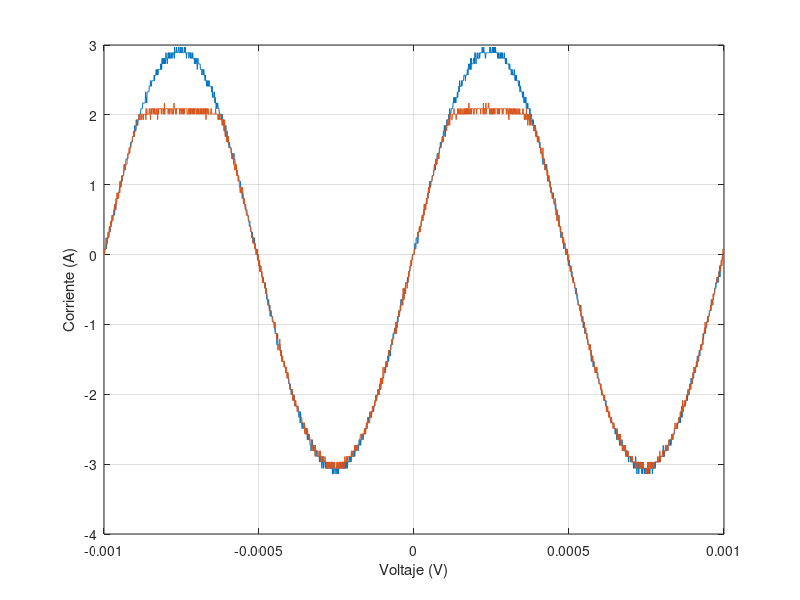

Recreate this plot in MATLAB.
t=[-1.00E-03
-9.99E-04
-9.98E-04
-9.97E-04
-9.96E-04
-9.95E-04
-9.94E-04
-9.93E-04
-9.92E-04
-9.91E-04
-9.90E-04
-9.89E-04
-9.88E-04
-9.87E-04
-9.86E-04
-9.85E-04
-9.84E-04
-9.83E-04
-9.82E-04
-9.81E-04
-9.80E-04
-9.79E-04
-9.78E-04
-9.77E-04
-9.76E-04
-9.75E-04
-9.74E-04
-9.73E-04
-9.72E-04
-9.71E-04
-9.70E-04
-9.69E-04
-9.68E-04
-9.67E-04
-9.66E-04
-9.65E-04
-9.64E-04
-9.63E-04
-9.62E-04
-9.61E-04
-9.60E-04
-9.59E-04
-9.58E-04
-9.57E-04
-9.56E-04
-9.55E-04
-9.54E-04
-9.53E-04
-9.52E-04
-9.51E-04
-9.50E-04
-9.49E-04
-9.48E-04
-9.47E-04
-9.46E-04
-9.45E-04
-9.44E-04
-9.43E-04
-9.42E-04
-9.41E-04
-9.40E-04
-9.39E-04
-9.38E-04
-9.37E-04
-9.36E-04
-9.35E-04
-9.34E-04
-9.33E-04
-9.32E-04
-9.31E-04
-9.30E-04
-9.29E-04
-9.28E-04
-9.27E-04
-9.26E-04
-9.25E-04
-9.24E-04
-9.23E-04
-9.22E-04
-9.21E-04
-9.20E-04
-9.19E-04
-9.18E-04
-9.17E-04
-9.16E-04
-9.15E-04
-9.14E-04
-9.13E-04
-9.12E-04
-9.11E-04
-9.10E-04
-9.09E-04
-9.08E-04
-9.07E-04
-9.06E-04
-9.05E-04
-9.04E-04
-9.03E-04
-9.02E-04
-9.01E-04
-9.00E-04
-8.99E-04
-8.98E-04
-8.97E-04
-8.96E-04
-8.95E-04
-8.94E-04
-8.93E-04
-8.92E-04
-8.91E-04
-8.90E-04
-8.89E-04
-8.88E-04
-8.87E-04
-8.86E-04
-8.85E-04
-8.84E-04
-8.83E-04
-8.82E-04
-8.81E-04
-8.80E-04
-8.79E-04
-8.78E-04
-8.77E-04
-8.76E-04
-8.75E-04
-8.74E-04
-8.73E-04
-8.72E-04
-8.71E-04
-8.70E-04
-8.69E-04
-8.68E-04
-8.67E-04
-8.66E-04
-8.65E-04
-8.64E-04
-8.63E-04
-8.62E-04
-8.61E-04
-8.60E-04
-8.59E-04
-8.58E-04
-8.57E-04
-8.56E-04
-8.55E-04
-8.54E-04
-8.53E-04
-8.52E-04
-8.51E-04
-8.50E-04
-8.49E-04
-8.48E-04
-8.47E-04
-8.46E-04
-8.45E-04
-8.44E-04
-8.43E-04
-8.42E-04
-8.41E-04
-8.40E-04
-8.39E-04
-8.38E-04
-8.37E-04
-8.36E-04
-8.35E-04
-8.34E-04
-8.33E-04
-8.32E-04
-8.31E-04
-8.30E-04
-8.29E-04
-8.28E-04
-8.27E-04
-8.26E-04
-8.25E-04
-8.24E-04
-8.23E-04
-8.22E-04
-8.21E-04
-8.20E-04
-8.19E-04
-8.18E-04
-8.17E-04
-8.16E-04
-8.15E-04
-8.14E-04
-8.13E-04
-8.12E-04
-8.11E-04
-8.10E-04
-8.09E-04
-8.08E-04
-8.07E-04
-8.06E-04
-8.05E-04
-8.04E-04
-8.03E-04
-8.02E-04
-8.01E-04
-8.00E-04
-7.99E-04
-7.98E-04
-7.97E-04
-7.96E-04
-7.95E-04
-7.94E-04
-7.93E-04
-7.92E-04
-7.91E-04
-7.90E-04
-7.89E-04
-7.88E-04
-7.87E-04
-7.86E-04
-7.85E-04
-7.84E-04
-7.83E-04
-7.82E-04
-7.81E-04
-7.80E-04
-7.79E-04
-7.78E-04
-7.77E-04
-7.76E-04
-7.75E-04
-7.74E-04
-7.73E-04
-7.72E-04
-7.71E-04
-7.70E-04
-7.69E-04
-7.68E-04
-7.67E-04
-7.66E-04
-7.65E-04
-7.64E-04
-7.63E-04
-7.62E-04
-7.61E-04
-7.60E-04
-7.59E-04
-7.58E-04
-7.57E-04
-7.56E-04
-7.55E-04
-7.54E-04
-7.53E-04
-7.52E-04
-7.51E-04
-7.50E-04
-7.49E-04
-7.48E-04
-7.47E-04
-7.46E-04
-7.45E-04
-7.44E-04
-7.43E-04
-7.42E-04
-7.41E-04
-7.40E-04
-7.39E-04
-7.38E-04
-7.37E-04
-7.36E-04
-7.35E-04
-7.34E-04
-7.33E-04
-7.32E-04
-7.31E-04
-7.30E-04
-7.29E-04
-7.28E-04
-7.27E-04
-7.26E-04
-7.25E-04
-7.24E-04
-7.23E-04
-7.22E-04
-7.21E-04
-7.20E-04
-7.19E-04
-7.18E-04
-7.17E-04
-7.16E-04
-7.15E-04
-7.14E-04
-7.13E-04
-7.12E-04
-7.11E-04
-7.10E-04
-7.09E-04
-7.08E-04
-7.07E-04
-7.06E-04
-7.05E-04
-7.04E-04
-7.03E-04
-7.02E-04
-7.01E-04
-7.00E-04
-6.99E-04
-6.98E-04
-6.97E-04
-6.96E-04
-6.95E-04
-6.94E-04
-6.93E-04
-6.92E-04
-6.91E-04
-6.90E-04
-6.89E-04
-6.88E-04
-6.87E-04
-6.86E-04
-6.85E-04
-6.84E-04
-6.83E-04
-6.82E-04
-6.81E-04
-6.80E-04
-6.79E-04
-6.78E-04
-6.77E-04
-6.76E-04
-6.75E-04
-6.74E-04
-6.73E-04
-6.72E-04
-6.71E-04
-6.70E-04
-6.69E-04
-6.68E-04
-6.67E-04
-6.66E-04
-6.65E-04
-6.64E-04
-6.63E-04
-6.62E-04
-6.61E-04
-6.60E-04
-6.59E-04
-6.58E-04
-6.57E-04
-6.56E-04
-6.55E-04
-6.54E-04
-6.53E-04
-6.52E-04
-6.51E-04
-6.50E-04
-6.49E-04
-6.48E-04
-6.47E-04
-6.46E-04
-6.45E-04
-6.44E-04
-6.43E-04
-6.42E-04
-6.41E-04
-6.40E-04
-6.39E-04
-6.38E-04
-6.37E-04
-6.36E-04
-6.35E-04
-6.34E-04
-6.33E-04
-6.32E-04
-6.31E-04
-6.30E-04
-6.29E-04
-6.28E-04
-6.27E-04
-6.26E-04
-6.25E-04
-6.24E-04
-6.23E-04
-6.22E-04
-6.21E-04
-6.20E-04
-6.19E-04
-6.18E-04
-6.17E-04
-6.16E-04
-6.15E-04
-6.14E-04
-6.13E-04
-6.12E-04
-6.11E-04
-6.10E-04
-6.09E-04
-6.08E-04
-6.07E-04
-6.06E-04
-6.05E-04
-6.04E-04
-6.03E-04
-6.02E-04
-6.01E-04
-6.00E-04
-5.99E-04
-5.98E-04
-5.97E-04
-5.96E-04
-5.95E-04
-5.94E-04
-5.93E-04
-5.92E-04
-5.91E-04
-5.90E-04
-5.89E-04
-5.88E-04
-5.87E-04
-5.86E-04
-5.85E-04
-5.84E-04
-5.83E-04
-5.82E-04
-5.81E-04
-5.80E-04
-5.79E-04
-5.78E-04
-5.77E-04
-5.76E-04
-5.75E-04
-5.74E-04
-5.73E-04
-5.72E-04
-5.71E-04
-5.70E-04
-5.69E-04
-5.68E-04
-5.67E-04
-5.66E-04
-5.65E-04
-5.64E-04
-5.63E-04
-5.62E-04
-5.61E-04
-5.60E-04
-5.59E-04
-5.58E-04
-5.57E-04
-5.56E-04
-5.55E-04
-5.54E-04
-5.53E-04
-5.52E-04
-5.51E-04
-5.50E-04
-5.49E-04
-5.48E-04
-5.47E-04
-5.46E-04
-5.45E-04
-5.44E-04
-5.43E-04
-5.42E-04
-5.41E-04
-5.40E-04
-5.39E-04
-5.38E-04
-5.37E-04
-5.36E-04
-5.35E-04
-5.34E-04
-5.33E-04
-5.32E-04
-5.31E-04
-5.30E-04
-5.29E-04
-5.28E-04
-5.27E-04
-5.26E-04
-5.25E-04
-5.24E-04
-5.23E-04
-5.22E-04
-5.21E-04
-5.20E-04
-5.19E-04
-5.18E-04
-5.17E-04
-5.16E-04
-5.15E-04
-5.14E-04
-5.13E-04
-5.12E-04
-5.11E-04
-5.10E-04
-5.09E-04
-5.08E-04
-5.07E-04
-5.06E-04
-5.05E-04
-5.04E-04
-5.03E-04
-5.02E-04
-5.01E-04
-5.00E-04
-4.99E-04
-4.98E-04
-4.97E-04
-4.96E-04
-4.95E-04
-4.94E-04
-4.93E-04
-4.92E-04
-4.91E-04
-4.90E-04
-4.89E-04
-4.88E-04
-4.87E-04
-4.86E-04
-4.85E-04
-4.84E-04
-4.83E-04
-4.82E-04
-4.81E-04
-4.80E-04
-4.79E-04
-4.78E-04
-4.77E-04
-4.76E-04
-4.75E-04
-4.74E-04
-4.73E-04
-4.72E-04
-4.71E-04
-4.70E-04
-4.69E-04
-4.68E-04
-4.67E-04
-4.66E-04
-4.65E-04
-4.64E-04
-4.63E-04
-4.62E-04
-4.61E-04
-4.60E-04
-4.59E-04
-4.58E-04
-4.57E-04
-4.56E-04
-4.55E-04
-4.54E-04
-4.53E-04
-4.52E-04
-4.51E-04
-4.50E-04
-4.49E-04
-4.48E-04
-4.47E-04
-4.46E-04
-4.45E-04
-4.44E-04
-4.43E-04
-4.42E-04
-4.41E-04
-4.40E-04
-4.39E-04
-4.38E-04
-4.37E-04
-4.36E-04
-4.35E-04
-4.34E-04
-4.33E-04
-4.32E-04
-4.31E-04
-4.30E-04
-4.29E-04
-4.28E-04
-4.27E-04
-4.26E-04
-4.25E-04
-4.24E-04
-4.23E-04
-4.22E-04
-4.21E-04
-4.20E-04
-4.19E-04
-4.18E-04
-4.17E-04
-4.16E-04
-4.15E-04
-4.14E-04
-4.13E-04
-4.12E-04
-4.11E-04
-4.10E-04
-4.09E-04
-4.08E-04
-4.07E-04
-4.06E-04
-4.05E-04
-4.04E-04
-4.03E-04
-4.02E-04
-4.01E-04
-4.00E-04
-3.99E-04
-3.98E-04
-3.97E-04
-3.96E-04
-3.95E-04
-3.94E-04
-3.93E-04
-3.92E-04
-3.91E-04
-3.90E-04
-3.89E-04
-3.88E-04
-3.87E-04
-3.86E-04
-3.85E-04
-3.84E-04
-3.83E-04
-3.82E-04
-3.81E-04
-3.80E-04
-3.79E-04
-3.78E-04
-3.77E-04
-3.76E-04
-3.75E-04
-3.74E-04
-3.73E-04
-3.72E-04
-3.71E-04
-3.70E-04
-3.69E-04
-3.68E-04
-3.67E-04
-3.66E-04
-3.65E-04
-3.64E-04
-3.63E-04
-3.62E-04
-3.61E-04
-3.60E-04
-3.59E-04
-3.58E-04
-3.57E-04
-3.56E-04
-3.55E-04
-3.54E-04
-3.53E-04
-3.52E-04
-3.51E-04
-3.50E-04
-3.49E-04
-3.48E-04
-3.47E-04
-3.46E-04
-3.45E-04
-3.44E-04
-3.43E-04
-3.42E-04
-3.41E-04
-3.40E-04
-3.39E-04
-3.38E-04
-3.37E-04
-3.36E-04
-3.35E-04
-3.34E-04
-3.33E-04
-3.32E-04
-3.31E-04
-3.30E-04
-3.29E-04
-3.28E-04
-3.27E-04
-3.26E-04
-3.25E-04
-3.24E-04
-3.23E-04
-3.22E-04
-3.21E-04
-3.20E-04
-3.19E-04
-3.18E-04
-3.17E-04
-3.16E-04
-3.15E-04
-3.14E-04
-3.13E-04
-3.12E-04
-3.11E-04
-3.10E-04
-3.09E-04
-3.08E-04
-3.07E-04
-3.06E-04
-3.05E-04
-3.04E-04
-3.03E-04
-3.02E-04
-3.01E-04
-3.00E-04
-2.99E-04
-2.98E-04
-2.97E-04
-2.96E-04
-2.95E-04
-2.94E-04
-2.93E-04
-2.92E-04
-2.91E-04
-2.90E-04
-2.89E-04
-2.88E-04
-2.87E-04
-2.86E-04
-2.85E-04
-2.84E-04
-2.83E-04
-2.82E-04
-2.81E-04
-2.80E-04
-2.79E-04
-2.78E-04
-2.77E-04
-2.76E-04
-2.75E-04
-2.74E-04
-2.73E-04
-2.72E-04
-2.71E-04
-2.70E-04
-2.69E-04
-2.68E-04
-2.67E-04
-2.66E-04
-2.65E-04
-2.64E-04
-2.63E-04
-2.62E-04
-2.61E-04
-2.60E-04
-2.59E-04
-2.58E-04
-2.57E-04
-2.56E-04
-2.55E-04
-2.54E-04
-2.53E-04
-2.52E-04
-2.51E-04
-2.50E-04
-2.49E-04
-2.48E-04
-2.47E-04
-2.46E-04
-2.45E-04
-2.44E-04
-2.43E-04
-2.42E-04
-2.41E-04
-2.40E-04
-2.39E-04
-2.38E-04
-2.37E-04
-2.36E-04
-2.35E-04
-2.34E-04
-2.33E-04
-2.32E-04
-2.31E-04
-2.30E-04
-2.29E-04
-2.28E-04
-2.27E-04
-2.26E-04
-2.25E-04
-2.24E-04
-2.23E-04
-2.22E-04
-2.21E-04
-2.20E-04
-2.19E-04
-2.18E-04
-2.17E-04
-2.16E-04
-2.15E-04
-2.14E-04
-2.13E-04
-2.12E-04
-2.11E-04
-2.10E-04
-2.09E-04
-2.08E-04
-2.07E-04
-2.06E-04
-2.05E-04
-2.04E-04
-2.03E-04
-2.02E-04
-2.01E-04
-2.00E-04
-1.99E-04
-1.98E-04
-1.97E-04
-1.96E-04
-1.95E-04
-1.94E-04
-1.93E-04
-1.92E-04
-1.91E-04
-1.90E-04
-1.89E-04
-1.88E-04
-1.87E-04
-1.86E-04
-1.85E-04
-1.84E-04
-1.83E-04
-1.82E-04
-1.81E-04
-1.80E-04
-1.79E-04
-1.78E-04
-1.77E-04
-1.76E-04
-1.75E-04
-1.74E-04
-1.73E-04
-1.72E-04
-1.71E-04
-1.70E-04
-1.69E-04
-1.68E-04
-1.67E-04
-1.66E-04
-1.65E-04
-1.64E-04
-1.63E-04
-1.62E-04
-1.61E-04
-1.60E-04
-1.59E-04
-1.58E-04
-1.57E-04
-1.56E-04
-1.55E-04
-1.54E-04
-1.53E-04
-1.52E-04
-1.51E-04
-1.50E-04
-1.49E-04
-1.48E-04
-1.47E-04
-1.46E-04
-1.45E-04
-1.44E-04
-1.43E-04
-1.42E-04
-1.41E-04
-1.40E-04
-1.39E-04
-1.38E-04
-1.37E-04
-1.36E-04
-1.35E-04
-1.34E-04
-1.33E-04
-1.32E-04
-1.31E-04
-1.30E-04
-1.29E-04
-1.28E-04
-1.27E-04
-1.26E-04
-1.25E-04
-1.24E-04
-1.23E-04
-1.22E-04
-1.21E-04
-1.20E-04
-1.19E-04
-1.18E-04
-1.17E-04
-1.16E-04
-1.15E-04
-1.14E-04
-1.13E-04
-1.12E-04
-1.11E-04
-1.10E-04
-1.09E-04
-1.08E-04
-1.07E-04
-1.06E-04
-1.05E-04
-1.04E-04
-1.03E-04
-1.02E-04
-1.01E-04
-1.00E-04
-9.90E-05
-9.80E-05
-9.70E-05
-9.60E-05
-9.50E-05
-9.40E-05
-9.30E-05
-9.20E-05
-9.10E-05
-9.00E-05
-8.90E-05
-8.80E-05
-8.70E-05
-8.60E-05
-8.50E-05
-8.40E-05
-8.30E-05
-8.20E-05
-8.10E-05
-8.00E-05
-7.90E-05
-7.80E-05
-7.70E-05
-7.60E-05
-7.50E-05
-7.40E-05
-7.30E-05
-7.20E-05
-7.10E-05
-7.00E-05
-6.90E-05
-6.80E-05
-6.70E-05
-6.60E-05
-6.50E-05
-6.40E-05
-6.30E-05
-6.20E-05
-6.10E-05
-6.00E-05
-5.90E-05
-5.80E-05
-5.70E-05
-5.60E-05
-5.50E-05
-5.40E-05
-5.30E-05
-5.20E-05
-5.10E-05
-5.00E-05
-4.90E-05
-4.80E-05
-4.70E-05
-4.60E-05
-4.50E-05
-4.40E-05
-4.30E-05
-4.20E-05
-4.10E-05
-4.00E-05
-3.90E-05
-3.80E-05
-3.70E-05
-3.60E-05
-3.50E-05
-3.40E-05
-3.30E-05
-3.20E-05
-3.10E-05
-3.00E-05
-2.90E-05
-2.80E-05
-2.70E-05
-2.60E-05
-2.50E-05
-2.40E-05
-2.30E-05
-2.20E-05
-2.10E-05
-2.00E-05
-1.90E-05
-1.80E-05
-1.70E-05
-1.60E-05
-1.50E-05
-1.40E-05
-1.30E-05
-1.20E-05
-1.10E-05
-1.00E-05
-9.00E-06
-8.00E-06
-7.00E-06
-6.00E-06
-5.00E-06
-4.00E-06
-3.00E-06
-2.00E-06
-1.00E-06
0.00E+00
1.00E-06
2.00E-06
3.00E-06
4.00E-06
5.00E-06
6.00E-06
7.00E-06
8.00E-06
9.00E-06
1.00E-05
1.10E-05
1.20E-05
1.30E-05
1.40E-05
1.50E-05
1.60E-05
1.70E-05
1.80E-05
1.90E-05
2.00E-05
2.10E-05
2.20E-05
2.30E-05
2.40E-05
2.50E-05
2.60E-05
2.70E-05
2.80E-05
2.90E-05
3.00E-05
3.10E-05
3.20E-05
3.30E-05
3.40E-05
3.50E-05
3.60E-05
3.70E-05
3.80E-05
3.90E-05
4.00E-05
4.10E-05
4.20E-05
4.30E-05
4.40E-05
4.50E-05
4.60E-05
4.70E-05
4.80E-05
4.90E-05
5.00E-05
5.10E-05
5.20E-05
5.30E-05
5.40E-05
5.50E-05
5.60E-05
5.70E-05
5.80E-05
5.90E-05
6.00E-05
6.10E-05
6.20E-05
6.30E-05
6.40E-05
6.50E-05
6.60E-05
6.70E-05
6.80E-05
6.90E-05
7.00E-05
7.10E-05
7.20E-05
7.30E-05
7.40E-05
7.50E-05
7.60E-05
7.70E-05
7.80E-05
7.90E-05
8.00E-05
8.10E-05
8.20E-05
8.30E-05
8.40E-05
8.50E-05
8.60E-05
8.70E-05
8.80E-05
8.90E-05
9.00E-05
9.10E-05
9.20E-05
9.30E-05
9.40E-05
9.50E-05
9.60E-05
9.70E-05
9.80E-05
9.90E-05
1.00E-04
1.01E-04
1.02E-04
1.03E-04
1.04E-04
1.05E-04
1.06E-04
1.07E-04
1.08E-04
1.09E-04
1.10E-04
1.11E-04
1.12E-04
1.13E-04
1.14E-04
1.15E-04
1.16E-04
1.17E-04
1.18E-04
1.19E-04
1.20E-04
1.21E-04
1.22E-04
1.23E-04
1.24E-04
1.25E-04
1.26E-04
1.27E-04
1.28E-04
1.29E-04
1.30E-04
1.31E-04
1.32E-04
1.33E-04
1.34E-04
1.35E-04
1.36E-04
1.37E-04
1.38E-04
1.39E-04
1.40E-04
1.41E-04
1.42E-04
1.43E-04
1.44E-04
1.45E-04
1.46E-04
1.47E-04
1.48E-04
1.49E-04
1.50E-04
1.51E-04
1.52E-04
1.53E-04
1.54E-04
1.55E-04
1.56E-04
1.57E-04
1.58E-04
1.59E-04
1.60E-04
1.61E-04
1.62E-04
1.63E-04
1.64E-04
1.65E-04
1.66E-04
1.67E-04
1.68E-04
1.69E-04
1.70E-04
1.71E-04
1.72E-04
1.73E-04
1.74E-04
1.75E-04
1.76E-04
1.77E-04
1.78E-04
1.79E-04
1.80E-04
1.81E-04
1.82E-04
1.83E-04
1.84E-04
1.85E-04
1.86E-04
1.87E-04
1.88E-04
1.89E-04
1.90E-04
1.91E-04
1.92E-04
1.93E-04
1.94E-04
1.95E-04
1.96E-04
1.97E-04
1.98E-04
1.99E-04
2.00E-04
2.01E-04
2.02E-04
2.03E-04
2.04E-04
2.05E-04
2.06E-04
2.07E-04
2.08E-04
2.09E-04
2.10E-04
2.11E-04
2.12E-04
2.13E-04
2.14E-04
2.15E-04
2.16E-04
2.17E-04
2.18E-04
2.19E-04
2.20E-04
2.21E-04
2.22E-04
2.23E-04
2.24E-04
2.25E-04
2.26E-04
2.27E-04
2.28E-04
2.29E-04
2.30E-04
2.31E-04
2.32E-04
2.33E-04
2.34E-04
2.35E-04
2.36E-04
2.37E-04
2.38E-04
2.39E-04
2.40E-04
2.41E-04
2.42E-04
2.43E-04
2.44E-04
2.45E-04
2.46E-04
2.47E-04
2.48E-04
2.49E-04
2.50E-04
2.51E-04
2.52E-04
2.53E-04
2.54E-04
2.55E-04
2.56E-04
2.57E-04
2.58E-04
2.59E-04
2.60E-04
2.61E-04
2.62E-04
2.63E-04
2.64E-04
2.65E-04
2.66E-04
2.67E-04
2.68E-04
2.69E-04
2.70E-04
2.71E-04
2.72E-04
2.73E-04
2.74E-04
2.75E-04
2.76E-04
2.77E-04
2.78E-04
2.79E-04
2.80E-04
2.81E-04
2.82E-04
2.83E-04
2.84E-04
2.85E-04
2.86E-04
2.87E-04
2.88E-04
2.89E-04
2.90E-04
2.91E-04
2.92E-04
2.93E-04
2.94E-04
2.95E-04
2.96E-04
2.97E-04
2.98E-04
2.99E-04
3.00E-04
3.01E-04
3.02E-04
3.03E-04
3.04E-04
3.05E-04
3.06E-04
3.07E-04
3.08E-04
3.09E-04
3.10E-04
3.11E-04
3.12E-04
3.13E-04
3.14E-04
3.15E-04
3.16E-04
3.17E-04
3.18E-04
3.19E-04
3.20E-04
3.21E-04
3.22E-04
3.23E-04
3.24E-04
3.25E-04
3.26E-04
3.27E-04
3.28E-04
3.29E-04
3.30E-04
3.31E-04
3.32E-04
3.33E-04
3.34E-04
3.35E-04
3.36E-04
3.37E-04
3.38E-04
3.39E-04
3.40E-04
3.41E-04
3.42E-04
3.43E-04
3.44E-04
3.45E-04
3.46E-04
3.47E-04
3.48E-04
3.49E-04
3.50E-04
3.51E-04
3.52E-04
3.53E-04
3.54E-04
3.55E-04
3.56E-04
3.57E-04
3.58E-04
3.59E-04
3.60E-04
3.61E-04
3.62E-04
3.63E-04
3.64E-04
3.65E-04
3.66E-04
3.67E-04
3.68E-04
3.69E-04
3.70E-04
3.71E-04
3.72E-04
3.73E-04
3.74E-04
3.75E-04
3.76E-04
3.77E-04
3.78E-04
3.79E-04
3.80E-04
3.81E-04
3.82E-04
3.83E-04
3.84E-04
3.85E-04
3.86E-04
3.87E-04
3.88E-04
3.89E-04
3.90E-04
3.91E-04
3.92E-04
3.93E-04
3.94E-04
3.95E-04
3.96E-04
3.97E-04
3.98E-04
3.99E-04
4.00E-04
4.01E-04
4.02E-04
4.03E-04
4.04E-04
4.05E-04
4.06E-04
4.07E-04
4.08E-04
4.09E-04
4.10E-04
4.11E-04
4.12E-04
4.13E-04
4.14E-04
4.15E-04
4.16E-04
4.17E-04
4.18E-04
4.19E-04
4.20E-04
4.21E-04
4.22E-04
4.23E-04
4.24E-04
4.25E-04
4.26E-04
4.27E-04
4.28E-04
4.29E-04
4.30E-04
4.31E-04
4.32E-04
4.33E-04
4.34E-04
4.35E-04
4.36E-04
4.37E-04
4.38E-04
4.39E-04
4.40E-04
4.41E-04
4.42E-04
4.43E-04
4.44E-04
4.45E-04
4.46E-04
4.47E-04
4.48E-04
4.49E-04
4.50E-04
4.51E-04
4.52E-04
4.53E-04
4.54E-04
4.55E-04
4.56E-04
4.57E-04
4.58E-04
4.59E-04
4.60E-04
4.61E-04
4.62E-04
4.63E-04
4.64E-04
4.65E-04
4.66E-04
4.67E-04
4.68E-04
4.69E-04
4.70E-04
4.71E-04
4.72E-04
4.73E-04
4.74E-04
4.75E-04
4.76E-04
4.77E-04
4.78E-04
4.79E-04
4.80E-04
4.81E-04
4.82E-04
4.83E-04
4.84E-04
4.85E-04
4.86E-04
4.87E-04
4.88E-04
4.89E-04
4.90E-04
4.91E-04
4.92E-04
4.93E-04
4.94E-04
4.95E-04
4.96E-04
4.97E-04
4.98E-04
4.99E-04
5.00E-04
5.01E-04
5.02E-04
5.03E-04
5.04E-04
5.05E-04
5.06E-04
5.07E-04
5.08E-04
5.09E-04
5.10E-04
5.11E-04
5.12E-04
5.13E-04
5.14E-04
5.15E-04
5.16E-04
5.17E-04
5.18E-04
5.19E-04
5.20E-04
5.21E-04
5.22E-04
5.23E-04
5.24E-04
5.25E-04
5.26E-04
5.27E-04
5.28E-04
5.29E-04
5.30E-04
5.31E-04
5.32E-04
5.33E-04
5.34E-04
5.35E-04
5.36E-04
5.37E-04
5.38E-04
5.39E-04
5.40E-04
5.41E-04
5.42E-04
5.43E-04
5.44E-04
5.45E-04
5.46E-04
5.47E-04
5.48E-04
5.49E-04
5.50E-04
5.51E-04
5.52E-04
5.53E-04
5.54E-04
5.55E-04
5.56E-04
5.57E-04
5.58E-04
5.59E-04
5.60E-04
5.61E-04
5.62E-04
5.63E-04
5.64E-04
5.65E-04
5.66E-04
5.67E-04
5.68E-04
5.69E-04
5.70E-04
5.71E-04
5.72E-04
5.73E-04
5.74E-04
5.75E-04
5.76E-04
5.77E-04
5.78E-04
5.79E-04
5.80E-04
5.81E-04
5.82E-04
5.83E-04
5.84E-04
5.85E-04
5.86E-04
5.87E-04
5.88E-04
5.89E-04
5.90E-04
5.91E-04
5.92E-04
5.93E-04
5.94E-04
5.95E-04
5.96E-04
5.97E-04
5.98E-04
5.99E-04
6.00E-04
6.01E-04
6.02E-04
6.03E-04
6.04E-04
6.05E-04
6.06E-04
6.07E-04
6.08E-04
6.09E-04
6.10E-04
6.11E-04
6.12E-04
6.13E-04
6.14E-04
6.15E-04
6.16E-04
6.17E-04
6.18E-04
6.19E-04
6.20E-04
6.21E-04
6.22E-04
6.23E-04
6.24E-04
6.25E-04
6.26E-04
6.27E-04
6.28E-04
6.29E-04
6.30E-04
6.31E-04
6.32E-04
6.33E-04
6.34E-04
6.35E-04
6.36E-04
6.37E-04
6.38E-04
6.39E-04
6.40E-04
6.41E-04
6.42E-04
6.43E-04
6.44E-04
6.45E-04
6.46E-04
6.47E-04
6.48E-04
6.49E-04
6.50E-04
6.51E-04
6.52E-04
6.53E-04
6.54E-04
6.55E-04
6.56E-04
6.57E-04
6.58E-04
6.59E-04
6.60E-04
6.61E-04
6.62E-04
6.63E-04
6.64E-04
6.65E-04
6.66E-04
6.67E-04
6.68E-04
6.69E-04
6.70E-04
6.71E-04
6.72E-04
6.73E-04
6.74E-04
6.75E-04
6.76E-04
6.77E-04
6.78E-04
6.79E-04
6.80E-04
6.81E-04
6.82E-04
6.83E-04
6.84E-04
6.85E-04
6.86E-04
6.87E-04
6.88E-04
6.89E-04
6.90E-04
6.91E-04
6.92E-04
6.93E-04
6.94E-04
6.95E-04
6.96E-04
6.97E-04
6.98E-04
6.99E-04
7.00E-04
7.01E-04
7.02E-04
7.03E-04
7.04E-04
7.05E-04
7.06E-04
7.07E-04
7.08E-04
7.09E-04
7.10E-04
7.11E-04
7.12E-04
7.13E-04
7.14E-04
7.15E-04
7.16E-04
7.17E-04
7.18E-04
7.19E-04
7.20E-04
7.21E-04
7.22E-04
7.23E-04
7.24E-04
7.25E-04
7.26E-04
7.27E-04
7.28E-04
7.29E-04
7.30E-04
7.31E-04
7.32E-04
7.33E-04
7.34E-04
7.35E-04
7.36E-04
7.37E-04
7.38E-04
7.39E-04
7.40E-04
7.41E-04
7.42E-04
7.43E-04
7.44E-04
7.45E-04
7.46E-04
7.47E-04
7.48E-04
7.49E-04
7.50E-04
7.51E-04
7.52E-04
7.53E-04
7.54E-04
7.55E-04
7.56E-04
7.57E-04
7.58E-04
7.59E-04
7.60E-04
7.61E-04
7.62E-04
7.63E-04
7.64E-04
7.65E-04
7.66E-04
7.67E-04
7.68E-04
7.69E-04
7.70E-04
7.71E-04
7.72E-04
7.73E-04
7.74E-04
7.75E-04
7.76E-04
7.77E-04
7.78E-04
7.79E-04
7.80E-04
7.81E-04
7.82E-04
7.83E-04
7.84E-04
7.85E-04
7.86E-04
7.87E-04
7.88E-04
7.89E-04
7.90E-04
7.91E-04
7.92E-04
7.93E-04
7.94E-04
7.95E-04
7.96E-04
7.97E-04
7.98E-04
7.99E-04
8.00E-04
8.01E-04
8.02E-04
8.03E-04
8.04E-04
8.05E-04
8.06E-04
8.07E-04
8.08E-04
8.09E-04
8.10E-04
8.11E-04
8.12E-04
8.13E-04
8.14E-04
8.15E-04
8.16E-04
8.17E-04
8.18E-04
8.19E-04
8.20E-04
8.21E-04
8.22E-04
8.23E-04
8.24E-04
8.25E-04
8.26E-04
8.27E-04
8.28E-04
8.29E-04
8.30E-04
8.31E-04
8.32E-04
8.33E-04
8.34E-04
8.35E-04
8.36E-04
8.37E-04
8.38E-04
8.39E-04
8.40E-04
8.41E-04
8.42E-04
8.43E-04
8.44E-04
8.45E-04
8.46E-04
8.47E-04
8.48E-04
8.49E-04
8.50E-04
8.51E-04
8.52E-04
8.53E-04
8.54E-04
8.55E-04
8.56E-04
8.57E-04
8.58E-04
8.59E-04
8.60E-04
8.61E-04
8.62E-04
8.63E-04
8.64E-04
8.65E-04
8.66E-04
8.67E-04
8.68E-04
8.69E-04
8.70E-04
8.71E-04
8.72E-04
8.73E-04
8.74E-04
8.75E-04
8.76E-04
8.77E-04
8.78E-04
8.79E-04
8.80E-04
8.81E-04
8.82E-04
8.83E-04
8.84E-04
8.85E-04
8.86E-04
8.87E-04
8.88E-04
8.89E-04
8.90E-04
8.91E-04
8.92E-04
8.93E-04
8.94E-04
8.95E-04
8.96E-04
8.97E-04
8.98E-04
8.99E-04
9.00E-04
9.01E-04
9.02E-04
9.03E-04
9.04E-04
9.05E-04
9.06E-04
9.07E-04
9.08E-04
9.09E-04
9.10E-04
9.11E-04
9.12E-04
9.13E-04
9.14E-04
9.15E-04
9.16E-04
9.17E-04
9.18E-04
9.19E-04
9.20E-04
9.21E-04
9.22E-04
9.23E-04
9.24E-04
9.25E-04
9.26E-04
9.27E-04
9.28E-04
9.29E-04
9.30E-04
9.31E-04
9.32E-04
9.33E-04
9.34E-04
9.35E-04
9.36E-04
9.37E-04
9.38E-04
9.39E-04
9.40E-04
9.41E-04
9.42E-04
9.43E-04
9.44E-04
9.45E-04
9.46E-04
9.47E-04
9.48E-04
9.49E-04
9.50E-04
9.51E-04
9.52E-04
9.53E-04
9.54E-04
9.55E-04
9.56E-04
9.57E-04
9.58E-04
9.59E-04
9.60E-04
9.61E-04
9.62E-04
9.63E-04
9.64E-04
9.65E-04
9.66E-04
9.67E-04
9.68E-04
9.69E-04
9.70E-04
9.71E-04
9.72E-04
9.73E-04
9.74E-04
9.75E-04
9.76E-04
9.77E-04
9.78E-04
9.79E-04
9.80E-04
9.81E-04
9.82E-04
9.83E-04
9.84E-04
9.85E-04
9.86E-04
9.87E-04
9.88E-04
9.89E-04
9.90E-04
9.91E-04
9.92E-04
9.93E-04
9.94E-04
9.95E-04
9.96E-04
9.97E-04
9.98E-04
9.99E-04];
x=[8.04E-02
8.04E-02
0.00E+00
8.04E-02
8.04E-02
8.04E-02
8.04E-02
2.41E-01
8.04E-02
1.61E-01
1.61E-01
2.41E-01
2.41E-01
2.41E-01
2.41E-01
2.41E-01
3.22E-01
3.22E-01
4.02E-01
4.02E-01
3.22E-01
4.02E-01
4.02E-01
4.82E-01
4.82E-01
4.82E-01
4.82E-01
5.63E-01
5.63E-01
5.63E-01
5.63E-01
5.63E-01
6.43E-01
6.43E-01
5.63E-01
6.43E-01
7.24E-01
6.43E-01
6.43E-01
7.24E-01
8.04E-01
8.04E-01
8.04E-01
8.04E-01
8.04E-01
8.84E-01
8.84E-01
8.84E-01
8.84E-01
8.84E-01
9.65E-01
9.65E-01
1.05E+00
1.05E+00
9.65E-01
9.65E-01
1.05E+00
1.05E+00
1.05E+00
1.05E+00
1.13E+00
1.13E+00
1.13E+00
1.13E+00
1.21E+00
1.29E+00
1.21E+00
1.29E+00
1.21E+00
1.29E+00
1.29E+00
1.37E+00
1.37E+00
1.37E+00
1.37E+00
1.37E+00
1.37E+00
1.45E+00
1.45E+00
1.45E+00
1.45E+00
1.45E+00
1.45E+00
1.53E+00
1.53E+00
1.53E+00
1.61E+00
1.61E+00
1.61E+00
1.61E+00
1.61E+00
1.61E+00
1.69E+00
1.69E+00
1.69E+00
1.69E+00
1.69E+00
1.77E+00
1.69E+00
1.85E+00
1.77E+00
1.77E+00
1.77E+00
1.77E+00
1.93E+00
1.85E+00
1.85E+00
1.93E+00
1.85E+00
1.85E+00
1.93E+00
1.93E+00
1.93E+00
2.01E+00
2.01E+00
2.01E+00
2.01E+00
2.01E+00
2.01E+00
2.09E+00
2.09E+00
2.09E+00
2.09E+00
2.09E+00
2.09E+00
2.17E+00
2.17E+00
2.17E+00
2.17E+00
2.17E+00
2.17E+00
2.17E+00
2.17E+00
2.17E+00
2.33E+00
2.25E+00
2.25E+00
2.25E+00
2.17E+00
2.33E+00
2.33E+00
2.33E+00
2.33E+00
2.33E+00
2.33E+00
2.33E+00
2.41E+00
2.41E+00
2.41E+00
2.41E+00
2.49E+00
2.41E+00
2.41E+00
2.41E+00
2.49E+00
2.49E+00
2.49E+00
2.49E+00
2.49E+00
2.49E+00
2.49E+00
2.49E+00
2.57E+00
2.49E+00
2.57E+00
2.57E+00
2.57E+00
2.57E+00
2.65E+00
2.65E+00
2.57E+00
2.57E+00
2.57E+00
2.65E+00
2.57E+00
2.65E+00
2.65E+00
2.65E+00
2.65E+00
2.65E+00
2.65E+00
2.65E+00
2.65E+00
2.73E+00
2.65E+00
2.73E+00
2.65E+00
2.81E+00
2.81E+00
2.73E+00
2.73E+00
2.81E+00
2.73E+00
2.81E+00
2.81E+00
2.73E+00
2.81E+00
2.73E+00
2.73E+00
2.81E+00
2.89E+00
2.81E+00
2.81E+00
2.81E+00
2.73E+00
2.81E+00
2.81E+00
2.89E+00
2.81E+00
2.89E+00
2.89E+00
2.81E+00
2.89E+00
2.81E+00
2.81E+00
2.81E+00
2.89E+00
2.89E+00
2.81E+00
2.81E+00
2.81E+00
2.89E+00
2.89E+00
2.89E+00
2.89E+00
2.89E+00
2.81E+00
2.81E+00
2.97E+00
2.89E+00
2.89E+00
2.89E+00
2.89E+00
2.89E+00
2.97E+00
2.89E+00
2.89E+00
2.89E+00
2.89E+00
2.89E+00
2.97E+00
2.97E+00
2.89E+00
2.89E+00
2.89E+00
2.89E+00
2.97E+00
2.89E+00
2.97E+00
2.89E+00
2.89E+00
2.89E+00
2.97E+00
2.89E+00
2.89E+00
2.89E+00
2.89E+00
2.89E+00
2.89E+00
2.97E+00
2.97E+00
2.89E+00
2.97E+00
2.89E+00
2.89E+00
2.89E+00
2.81E+00
2.89E+00
2.89E+00
2.89E+00
2.89E+00
2.89E+00
2.89E+00
2.89E+00
2.81E+00
2.89E+00
2.89E+00
2.89E+00
2.89E+00
2.81E+00
2.89E+00
2.89E+00
2.81E+00
2.81E+00
2.81E+00
2.81E+00
2.89E+00
2.81E+00
2.81E+00
2.81E+00
2.81E+00
2.81E+00
2.73E+00
2.81E+00
2.81E+00
2.73E+00
2.81E+00
2.81E+00
2.81E+00
2.73E+00
2.73E+00
2.65E+00
2.73E+00
2.81E+00
2.73E+00
2.73E+00
2.73E+00
2.73E+00
2.73E+00
2.73E+00
2.73E+00
2.65E+00
2.65E+00
2.65E+00
2.65E+00
2.65E+00
2.57E+00
2.65E+00
2.65E+00
2.65E+00
2.57E+00
2.57E+00
2.65E+00
2.57E+00
2.57E+00
2.57E+00
2.49E+00
2.57E+00
2.49E+00
2.49E+00
2.49E+00
2.41E+00
2.49E+00
2.41E+00
2.41E+00
2.49E+00
2.49E+00
2.41E+00
2.41E+00
2.49E+00
2.41E+00
2.41E+00
2.41E+00
2.41E+00
2.41E+00
2.41E+00
2.41E+00
2.33E+00
2.33E+00
2.41E+00
2.25E+00
2.33E+00
2.25E+00
2.25E+00
2.25E+00
2.25E+00
2.33E+00
2.25E+00
2.17E+00
2.25E+00
2.17E+00
2.17E+00
2.09E+00
2.17E+00
2.17E+00
2.09E+00
2.17E+00
2.17E+00
2.09E+00
2.09E+00
2.09E+00
2.09E+00
2.01E+00
2.01E+00
2.01E+00
2.01E+00
2.01E+00
2.01E+00
2.01E+00
1.93E+00
1.93E+00
2.01E+00
1.93E+00
1.93E+00
1.85E+00
1.93E+00
1.85E+00
1.93E+00
1.85E+00
1.77E+00
1.77E+00
1.77E+00
1.69E+00
1.85E+00
1.69E+00
1.69E+00
1.69E+00
1.77E+00
1.69E+00
1.69E+00
1.61E+00
1.69E+00
1.61E+00
1.53E+00
1.53E+00
1.61E+00
1.53E+00
1.53E+00
1.53E+00
1.53E+00
1.53E+00
1.45E+00
1.45E+00
1.37E+00
1.45E+00
1.37E+00
1.37E+00
1.37E+00
1.37E+00
1.45E+00
1.37E+00
1.37E+00
1.37E+00
1.29E+00
1.29E+00
1.29E+00
1.21E+00
1.21E+00
1.21E+00
1.21E+00
1.13E+00
1.13E+00
1.13E+00
1.13E+00
1.13E+00
1.05E+00
1.05E+00
1.05E+00
1.05E+00
1.05E+00
1.05E+00
9.65E-01
9.65E-01
8.84E-01
8.84E-01
8.84E-01
8.04E-01
8.84E-01
8.84E-01
8.04E-01
8.04E-01
8.04E-01
7.24E-01
7.24E-01
7.24E-01
7.24E-01
6.43E-01
6.43E-01
6.43E-01
6.43E-01
6.43E-01
6.43E-01
5.63E-01
5.63E-01
5.63E-01
5.63E-01
4.82E-01
4.82E-01
4.82E-01
4.02E-01
4.82E-01
4.02E-01
4.02E-01
4.02E-01
3.22E-01
3.22E-01
3.22E-01
2.41E-01
3.22E-01
3.22E-01
2.41E-01
2.41E-01
2.41E-01
1.61E-01
1.61E-01
2.41E-01
1.61E-01
1.61E-01
8.04E-02
8.04E-02
8.04E-02
0.00E+00
0.00E+00
0.00E+00
8.04E-02
-8.04E-02
-8.04E-02
0.00E+00
-8.04E-02
-8.04E-02
-1.61E-01
-1.61E-01
-2.41E-01
-2.41E-01
-1.61E-01
-1.61E-01
-2.41E-01
-2.41E-01
-2.41E-01
-3.22E-01
-3.22E-01
-3.22E-01
-4.02E-01
-3.22E-01
-3.22E-01
-4.02E-01
-4.02E-01
-4.02E-01
-4.02E-01
-4.82E-01
-4.02E-01
-4.82E-01
-4.82E-01
-5.63E-01
-5.63E-01
-6.43E-01
-6.43E-01
-6.43E-01
-6.43E-01
-7.24E-01
-7.24E-01
-6.43E-01
-7.24E-01
-7.24E-01
-8.04E-01
-7.24E-01
-8.84E-01
-8.04E-01
-8.04E-01
-8.04E-01
-8.84E-01
-8.84E-01
-8.84E-01
-8.84E-01
-8.84E-01
-9.65E-01
-9.65E-01
-9.65E-01
-9.65E-01
-1.05E+00
-1.05E+00
-1.05E+00
-1.13E+00
-1.13E+00
-1.13E+00
-1.13E+00
-1.13E+00
-1.13E+00
-1.29E+00
-1.21E+00
-1.13E+00
-1.29E+00
-1.29E+00
-1.29E+00
-1.29E+00
-1.29E+00
-1.29E+00
-1.29E+00
-1.29E+00
-1.37E+00
-1.37E+00
-1.45E+00
-1.37E+00
-1.45E+00
-1.45E+00
-1.53E+00
-1.53E+00
-1.53E+00
-1.53E+00
-1.53E+00
-1.53E+00
-1.61E+00
-1.53E+00
-1.61E+00
-1.61E+00
-1.61E+00
-1.69E+00
-1.69E+00
-1.69E+00
-1.69E+00
-1.69E+00
-1.69E+00
-1.69E+00
-1.77E+00
-1.77E+00
-1.77E+00
-1.85E+00
-1.85E+00
-1.85E+00
-1.85E+00
-1.93E+00
-1.85E+00
-1.93E+00
-1.93E+00
-2.01E+00
-1.93E+00
-2.01E+00
-1.93E+00
-2.01E+00
-2.01E+00
-2.09E+00
-2.09E+00
-2.01E+00
-2.01E+00
-2.01E+00
-2.09E+00
-2.17E+00
-2.09E+00
-2.17E+00
-2.17E+00
-2.17E+00
-2.17E+00
-2.17E+00
-2.17E+00
-2.17E+00
-2.17E+00
-2.17E+00
-2.25E+00
-2.25E+00
-2.33E+00
-2.25E+00
-2.25E+00
-2.33E+00
-2.41E+00
-2.25E+00
-2.33E+00
-2.41E+00
-2.41E+00
-2.41E+00
-2.49E+00
-2.41E+00
-2.41E+00
-2.49E+00
-2.49E+00
-2.49E+00
-2.49E+00
-2.41E+00
-2.41E+00
-2.49E+00
-2.49E+00
-2.57E+00
-2.49E+00
-2.57E+00
-2.49E+00
-2.57E+00
-2.57E+00
-2.65E+00
-2.57E+00
-2.65E+00
-2.65E+00
-2.57E+00
-2.65E+00
-2.65E+00
-2.65E+00
-2.65E+00
-2.73E+00
-2.73E+00
-2.73E+00
-2.81E+00
-2.73E+00
-2.73E+00
-2.73E+00
-2.65E+00
-2.73E+00
-2.81E+00
-2.81E+00
-2.73E+00
-2.73E+00
-2.81E+00
-2.81E+00
-2.81E+00
-2.73E+00
-2.81E+00
-2.81E+00
-2.89E+00
-2.81E+00
-2.81E+00
-2.81E+00
-2.89E+00
-2.89E+00
-2.89E+00
-2.89E+00
-2.89E+00
-2.89E+00
-2.89E+00
-2.97E+00
-2.89E+00
-2.89E+00
-2.97E+00
-2.89E+00
-2.89E+00
-2.97E+00
-2.97E+00
-3.06E+00
-2.97E+00
-2.97E+00
-2.89E+00
-2.97E+00
-3.06E+00
-2.97E+00
-2.97E+00
-2.97E+00
-2.97E+00
-2.97E+00
-3.06E+00
-2.97E+00
-2.97E+00
-3.06E+00
-3.06E+00
-2.97E+00
-3.06E+00
-3.06E+00
-3.06E+00
-3.06E+00
-3.06E+00
-2.97E+00
-2.97E+00
-3.06E+00
-3.06E+00
-3.06E+00
-3.06E+00
-3.06E+00
-3.06E+00
-2.97E+00
-3.06E+00
-3.06E+00
-3.06E+00
-3.14E+00
-3.06E+00
-2.97E+00
-3.06E+00
-3.14E+00
-3.14E+00
-3.06E+00
-3.06E+00
-3.06E+00
-3.06E+00
-3.06E+00
-3.14E+00
-3.14E+00
-3.06E+00
-3.06E+00
-3.06E+00
-3.06E+00
-3.14E+00
-3.06E+00
-3.14E+00
-3.06E+00
-3.06E+00
-3.06E+00
-3.06E+00
-2.97E+00
-3.06E+00
-3.06E+00
-2.97E+00
-3.06E+00
-3.06E+00
-3.06E+00
-3.06E+00
-3.06E+00
-2.97E+00
-3.06E+00
-2.97E+00
-3.06E+00
-3.06E+00
-2.97E+00
-3.06E+00
-2.97E+00
-3.06E+00
-3.06E+00
-2.97E+00
-3.06E+00
-2.97E+00
-2.97E+00
-2.97E+00
-3.06E+00
-2.97E+00
-2.97E+00
-2.97E+00
-2.97E+00
-2.97E+00
-2.89E+00
-2.89E+00
-2.97E+00
-2.97E+00
-2.89E+00
-2.89E+00
-2.97E+00
-2.89E+00
-2.89E+00
-2.81E+00
-2.89E+00
-2.89E+00
-2.89E+00
-2.89E+00
-2.89E+00
-2.81E+00
-2.89E+00
-2.81E+00
-2.89E+00
-2.73E+00
-2.81E+00
-2.81E+00
-2.81E+00
-2.81E+00
-2.73E+00
-2.73E+00
-2.73E+00
-2.73E+00
-2.81E+00
-2.81E+00
-2.73E+00
-2.73E+00
-2.65E+00
-2.65E+00
-2.73E+00
-2.65E+00
-2.65E+00
-2.73E+00
-2.65E+00
-2.65E+00
-2.57E+00
-2.65E+00
-2.57E+00
-2.57E+00
-2.57E+00
-2.65E+00
-2.57E+00
-2.57E+00
-2.57E+00
-2.57E+00
-2.57E+00
-2.49E+00
-2.49E+00
-2.49E+00
-2.49E+00
-2.49E+00
-2.49E+00
-2.49E+00
-2.41E+00
-2.41E+00
-2.41E+00
-2.33E+00
-2.33E+00
-2.41E+00
-2.33E+00
-2.33E+00
-2.33E+00
-2.25E+00
-2.33E+00
-2.33E+00
-2.25E+00
-2.33E+00
-2.25E+00
-2.25E+00
-2.25E+00
-2.25E+00
-2.25E+00
-2.17E+00
-2.25E+00
-2.25E+00
-2.17E+00
-2.17E+00
-2.17E+00
-2.17E+00
-2.09E+00
-2.09E+00
-2.01E+00
-2.09E+00
-2.09E+00
-2.01E+00
-2.01E+00
-2.01E+00
-2.01E+00
-1.93E+00
-2.01E+00
-1.93E+00
-2.01E+00
-1.93E+00
-1.93E+00
-1.85E+00
-1.93E+00
-1.93E+00
-1.85E+00
-1.85E+00
-1.85E+00
-1.77E+00
-1.77E+00
-1.85E+00
-1.77E+00
-1.77E+00
-1.77E+00
-1.77E+00
-1.69E+00
-1.69E+00
-1.69E+00
-1.69E+00
-1.61E+00
-1.69E+00
-1.61E+00
-1.61E+00
-1.53E+00
-1.61E+00
-1.53E+00
-1.61E+00
-1.53E+00
-1.53E+00
-1.45E+00
-1.53E+00
-1.45E+00
-1.45E+00
-1.37E+00
-1.45E+00
-1.45E+00
-1.45E+00
-1.29E+00
-1.29E+00
-1.29E+00
-1.29E+00
-1.21E+00
-1.29E+00
-1.21E+00
-1.21E+00
-1.13E+00
-1.21E+00
-1.13E+00
-1.13E+00
-1.05E+00
-1.13E+00
-1.13E+00
-1.05E+00
-1.05E+00
-1.05E+00
-1.13E+00
-1.05E+00
-9.65E-01
-9.65E-01
-8.84E-01
-9.65E-01
-8.84E-01
-8.84E-01
-8.04E-01
-8.84E-01
-8.84E-01
-8.04E-01
-8.04E-01
-7.24E-01
-8.04E-01
-6.43E-01
-7.24E-01
-6.43E-01
-6.43E-01
-7.24E-01
-6.43E-01
-6.43E-01
-5.63E-01
-6.43E-01
-6.43E-01
-4.82E-01
-5.63E-01
-5.63E-01
-4.82E-01
-4.82E-01
-4.02E-01
-4.02E-01
-4.02E-01
-4.02E-01
-4.02E-01
-4.02E-01
-3.22E-01
-4.02E-01
-3.22E-01
-3.22E-01
-2.41E-01
-2.41E-01
-2.41E-01
-2.41E-01
-1.61E-01
-1.61E-01
-1.61E-01
-1.61E-01
-1.61E-01
-8.04E-02
-8.04E-02
-8.04E-02
0.00E+00
0.00E+00
0.00E+00
0.00E+00
0.00E+00
0.00E+00
8.04E-02
8.04E-02
1.61E-01
8.04E-02
8.04E-02
8.04E-02
2.41E-01
2.41E-01
2.41E-01
2.41E-01
1.61E-01
1.61E-01
1.61E-01
3.22E-01
3.22E-01
3.22E-01
3.22E-01
4.02E-01
4.02E-01
3.22E-01
4.02E-01
4.02E-01
4.02E-01
4.82E-01
4.82E-01
5.63E-01
5.63E-01
5.63E-01
5.63E-01
5.63E-01
5.63E-01
5.63E-01
7.24E-01
6.43E-01
6.43E-01
7.24E-01
7.24E-01
7.24E-01
7.24E-01
7.24E-01
8.04E-01
8.04E-01
8.04E-01
8.04E-01
8.04E-01
8.84E-01
8.84E-01
8.84E-01
9.65E-01
9.65E-01
1.05E+00
9.65E-01
9.65E-01
1.05E+00
1.05E+00
1.05E+00
1.05E+00
1.05E+00
1.13E+00
1.13E+00
1.13E+00
1.13E+00
1.13E+00
1.21E+00
1.21E+00
1.29E+00
1.29E+00
1.29E+00
1.21E+00
1.29E+00
1.29E+00
1.29E+00
1.29E+00
1.37E+00
1.45E+00
1.45E+00
1.37E+00
1.45E+00
1.45E+00
1.37E+00
1.45E+00
1.53E+00
1.53E+00
1.53E+00
1.61E+00
1.53E+00
1.53E+00
1.61E+00
1.61E+00
1.61E+00
1.61E+00
1.69E+00
1.61E+00
1.69E+00
1.77E+00
1.69E+00
1.77E+00
1.85E+00
1.77E+00
1.69E+00
1.69E+00
1.85E+00
1.85E+00
1.85E+00
1.85E+00
1.93E+00
1.93E+00
1.85E+00
1.93E+00
1.93E+00
1.93E+00
2.01E+00
1.93E+00
1.93E+00
2.09E+00
2.01E+00
2.01E+00
2.01E+00
2.01E+00
2.09E+00
2.09E+00
2.09E+00
2.09E+00
2.09E+00
2.09E+00
2.17E+00
2.17E+00
2.25E+00
2.17E+00
2.17E+00
2.25E+00
2.25E+00
2.17E+00
2.25E+00
2.17E+00
2.25E+00
2.25E+00
2.25E+00
2.25E+00
2.33E+00
2.25E+00
2.33E+00
2.33E+00
2.33E+00
2.41E+00
2.33E+00
2.49E+00
2.41E+00
2.41E+00
2.41E+00
2.41E+00
2.41E+00
2.49E+00
2.41E+00
2.41E+00
2.49E+00
2.49E+00
2.49E+00
2.49E+00
2.49E+00
2.57E+00
2.57E+00
2.57E+00
2.57E+00
2.57E+00
2.49E+00
2.57E+00
2.57E+00
2.57E+00
2.57E+00
2.57E+00
2.65E+00
2.65E+00
2.57E+00
2.65E+00
2.73E+00
2.65E+00
2.65E+00
2.73E+00
2.73E+00
2.65E+00
2.65E+00
2.81E+00
2.65E+00
2.81E+00
2.73E+00
2.73E+00
2.73E+00
2.73E+00
2.73E+00
2.73E+00
2.81E+00
2.81E+00
2.81E+00
2.73E+00
2.89E+00
2.89E+00
2.89E+00
2.81E+00
2.73E+00
2.81E+00
2.81E+00
2.81E+00
2.89E+00
2.81E+00
2.81E+00
2.81E+00
2.81E+00
2.81E+00
2.89E+00
2.81E+00
2.81E+00
2.89E+00
2.89E+00
2.89E+00
2.89E+00
2.89E+00
2.89E+00
2.89E+00
2.97E+00
2.89E+00
2.89E+00
2.89E+00
2.89E+00
2.97E+00
2.89E+00
2.89E+00
2.89E+00
2.89E+00
2.81E+00
2.81E+00
2.89E+00
2.89E+00
2.89E+00
2.89E+00
2.89E+00
2.89E+00
2.89E+00
2.89E+00
2.89E+00
2.89E+00
2.89E+00
2.89E+00
2.89E+00
2.97E+00
2.89E+00
2.97E+00
2.89E+00
2.89E+00
2.89E+00
2.89E+00
2.89E+00
2.97E+00
2.89E+00
2.89E+00
2.97E+00
2.89E+00
2.97E+00
2.89E+00
2.89E+00
2.97E+00
2.89E+00
2.97E+00
2.89E+00
2.89E+00
2.89E+00
2.89E+00
2.89E+00
2.89E+00
2.81E+00
2.89E+00
2.81E+00
2.81E+00
2.89E+00
2.81E+00
2.81E+00
2.81E+00
2.81E+00
2.89E+00
2.81E+00
2.89E+00
2.89E+00
2.81E+00
2.81E+00
2.89E+00
2.81E+00
2.81E+00
2.81E+00
2.81E+00
2.81E+00
2.89E+00
2.81E+00
2.81E+00
2.81E+00
2.73E+00
2.81E+00
2.73E+00
2.81E+00
2.73E+00
2.73E+00
2.73E+00
2.73E+00
2.73E+00
2.73E+00
2.73E+00
2.73E+00
2.65E+00
2.73E+00
2.73E+00
2.65E+00
2.65E+00
2.65E+00
2.65E+00
2.57E+00
2.65E+00
2.65E+00
2.65E+00
2.57E+00
2.57E+00
2.57E+00
2.57E+00
2.57E+00
2.65E+00
2.65E+00
2.57E+00
2.49E+00
2.57E+00
2.49E+00
2.49E+00
2.57E+00
2.49E+00
2.49E+00
2.49E+00
2.49E+00
2.49E+00
2.49E+00
2.41E+00
2.41E+00
2.41E+00
2.49E+00
2.41E+00
2.33E+00
2.41E+00
2.41E+00
2.33E+00
2.33E+00
2.33E+00
2.33E+00
2.33E+00
2.25E+00
2.33E+00
2.25E+00
2.33E+00
2.25E+00
2.17E+00
2.25E+00
2.17E+00
2.25E+00
2.25E+00
2.17E+00
2.25E+00
2.09E+00
2.09E+00
2.09E+00
2.17E+00
2.09E+00
2.17E+00
2.09E+00
2.09E+00
2.09E+00
2.09E+00
2.09E+00
2.01E+00
2.09E+00
1.93E+00
2.01E+00
2.01E+00
2.01E+00
2.01E+00
1.93E+00
1.93E+00
1.93E+00
1.85E+00
1.93E+00
1.93E+00
1.85E+00
1.77E+00
1.85E+00
1.77E+00
1.85E+00
1.85E+00
1.85E+00
1.77E+00
1.77E+00
1.69E+00
1.77E+00
1.69E+00
1.69E+00
1.69E+00
1.61E+00
1.69E+00
1.61E+00
1.61E+00
1.61E+00
1.53E+00
1.61E+00
1.53E+00
1.53E+00
1.45E+00
1.45E+00
1.45E+00
1.45E+00
1.45E+00
1.37E+00
1.37E+00
1.29E+00
1.37E+00
1.37E+00
1.37E+00
1.37E+00
1.29E+00
1.29E+00
1.29E+00
1.21E+00
1.29E+00
1.29E+00
1.21E+00
1.29E+00
1.21E+00
1.21E+00
1.05E+00
1.13E+00
1.13E+00
1.05E+00
1.13E+00
1.05E+00
1.05E+00
1.05E+00
1.05E+00
9.65E-01
8.84E-01
9.65E-01
8.84E-01
8.84E-01
8.84E-01
8.04E-01
8.84E-01
8.04E-01
8.84E-01
8.04E-01
8.04E-01
7.24E-01
7.24E-01
7.24E-01
7.24E-01
6.43E-01
7.24E-01
6.43E-01
6.43E-01
6.43E-01
6.43E-01
6.43E-01
5.63E-01
5.63E-01
4.82E-01
4.82E-01
5.63E-01
5.63E-01
4.02E-01
4.02E-01
4.02E-01
4.02E-01
3.22E-01
2.41E-01
3.22E-01
3.22E-01
3.22E-01
2.41E-01
2.41E-01
2.41E-01
2.41E-01
2.41E-01
8.04E-02
1.61E-01
1.61E-01
1.61E-01
1.61E-01
8.04E-02
8.04E-02
0.00E+00
8.04E-02
8.04E-02
0.00E+00
8.04E-02
0.00E+00
-8.04E-02
-8.04E-02
-1.61E-01
-8.04E-02
-1.61E-01
-8.04E-02
-1.61E-01
-1.61E-01
-2.41E-01
-1.61E-01
-2.41E-01
-2.41E-01
-3.22E-01
-2.41E-01
-3.22E-01
-3.22E-01
-3.22E-01
-3.22E-01
-3.22E-01
-4.02E-01
-4.02E-01
-4.02E-01
-4.02E-01
-4.82E-01
-4.82E-01
-5.63E-01
-5.63E-01
-5.63E-01
-4.82E-01
-5.63E-01
-6.43E-01
-6.43E-01
-6.43E-01
-6.43E-01
-7.24E-01
-7.24E-01
-7.24E-01
-7.24E-01
-7.24E-01
-7.24E-01
-8.04E-01
-8.04E-01
-7.24E-01
-8.04E-01
-8.84E-01
-8.84E-01
-9.65E-01
-9.65E-01
-8.84E-01
-8.84E-01
-1.05E+00
-9.65E-01
-9.65E-01
-1.05E+00
-9.65E-01
-1.13E+00
-1.05E+00
-1.05E+00
-1.13E+00
-1.13E+00
-1.13E+00
-1.21E+00
-1.21E+00
-1.21E+00
-1.21E+00
-1.29E+00
-1.29E+00
-1.29E+00
-1.29E+00
-1.29E+00
-1.29E+00
-1.29E+00
-1.37E+00
-1.37E+00
-1.37E+00
-1.45E+00
-1.53E+00
-1.45E+00
-1.53E+00
-1.45E+00
-1.53E+00
-1.53E+00
-1.61E+00
-1.53E+00
-1.53E+00
-1.61E+00
-1.61E+00
-1.61E+00
-1.61E+00
-1.69E+00
-1.69E+00
-1.61E+00
-1.69E+00
-1.69E+00
-1.69E+00
-1.69E+00
-1.69E+00
-1.69E+00
-1.77E+00
-1.77E+00
-1.77E+00
-1.85E+00
-1.85E+00
-1.85E+00
-1.85E+00
-1.85E+00
-1.93E+00
-1.93E+00
-1.93E+00
-2.01E+00
-2.01E+00
-2.01E+00
-2.01E+00
-2.01E+00
-2.01E+00
-2.01E+00
-2.01E+00
-2.01E+00
-2.09E+00
-2.09E+00
-2.09E+00
-2.09E+00
-2.17E+00
-2.09E+00
-2.17E+00
-2.17E+00
-2.17E+00
-2.25E+00
-2.25E+00
-2.25E+00
-2.25E+00
-2.25E+00
-2.25E+00
-2.25E+00
-2.33E+00
-2.33E+00
-2.33E+00
-2.33E+00
-2.41E+00
-2.41E+00
-2.41E+00
-2.33E+00
-2.41E+00
-2.41E+00
-2.41E+00
-2.41E+00
-2.41E+00
-2.41E+00
-2.41E+00
-2.49E+00
-2.49E+00
-2.49E+00
-2.49E+00
-2.57E+00
-2.49E+00
-2.57E+00
-2.57E+00
-2.57E+00
-2.65E+00
-2.49E+00
-2.57E+00
-2.65E+00
-2.57E+00
-2.65E+00
-2.65E+00
-2.65E+00
-2.65E+00
-2.73E+00
-2.73E+00
-2.65E+00
-2.73E+00
-2.73E+00
-2.73E+00
-2.73E+00
-2.73E+00
-2.65E+00
-2.73E+00
-2.73E+00
-2.73E+00
-2.73E+00
-2.73E+00
-2.81E+00
-2.81E+00
-2.81E+00
-2.81E+00
-2.81E+00
-2.73E+00
-2.89E+00
-2.89E+00
-2.89E+00
-2.81E+00
-2.81E+00
-2.81E+00
-2.89E+00
-2.81E+00
-2.89E+00
-2.97E+00
-2.89E+00
-2.89E+00
-2.89E+00
-2.89E+00
-2.89E+00
-2.97E+00
-2.89E+00
-2.89E+00
-2.97E+00
-2.97E+00
-2.89E+00
-2.97E+00
-2.97E+00
-2.97E+00
-2.97E+00
-3.06E+00
-2.97E+00
-2.97E+00
-3.06E+00
-2.97E+00
-2.97E+00
-2.97E+00
-2.89E+00
-2.97E+00
-3.06E+00
-2.97E+00
-3.14E+00
-2.97E+00
-3.06E+00
-2.97E+00
-2.97E+00
-2.97E+00
-3.14E+00
-3.06E+00
-3.06E+00
-3.06E+00
-2.97E+00
-3.06E+00
-3.06E+00
-3.06E+00
-2.97E+00
-3.06E+00
-3.14E+00
-3.06E+00
-3.14E+00
-3.06E+00
-3.06E+00
-3.06E+00
-3.06E+00
-3.06E+00
-3.14E+00
-3.06E+00
-3.14E+00
-3.06E+00
-3.06E+00
-3.06E+00
-3.14E+00
-3.06E+00
-3.06E+00
-3.14E+00
-3.14E+00
-3.06E+00
-3.14E+00
-3.06E+00
-3.06E+00
-3.06E+00
-3.06E+00
-3.14E+00
-3.14E+00
-3.06E+00
-3.06E+00
-3.06E+00
-3.06E+00
-2.97E+00
-2.97E+00
-2.97E+00
-3.14E+00
-3.06E+00
-2.97E+00
-3.06E+00
-3.06E+00
-3.06E+00
-3.06E+00
-3.06E+00
-2.97E+00
-3.06E+00
-2.97E+00
-2.97E+00
-2.97E+00
-2.97E+00
-2.97E+00
-2.97E+00
-2.97E+00
-2.97E+00
-2.97E+00
-2.97E+00
-2.97E+00
-2.97E+00
-2.97E+00
-2.89E+00
-2.97E+00
-2.97E+00
-2.89E+00
-2.89E+00
-2.89E+00
-2.89E+00
-2.89E+00
-2.89E+00
-2.89E+00
-2.81E+00
-2.89E+00
-2.73E+00
-2.89E+00
-2.89E+00
-2.81E+00
-2.89E+00
-2.81E+00
-2.81E+00
-2.81E+00
-2.73E+00
-2.73E+00
-2.81E+00
-2.81E+00
-2.81E+00
-2.73E+00
-2.81E+00
-2.73E+00
-2.73E+00
-2.73E+00
-2.73E+00
-2.73E+00
-2.73E+00
-2.73E+00
-2.65E+00
-2.73E+00
-2.65E+00
-2.73E+00
-2.65E+00
-2.65E+00
-2.65E+00
-2.57E+00
-2.57E+00
-2.65E+00
-2.57E+00
-2.57E+00
-2.57E+00
-2.57E+00
-2.57E+00
-2.49E+00
-2.49E+00
-2.49E+00
-2.49E+00
-2.49E+00
-2.49E+00
-2.49E+00
-2.49E+00
-2.41E+00
-2.49E+00
-2.41E+00
-2.41E+00
-2.41E+00
-2.41E+00
-2.33E+00
-2.33E+00
-2.41E+00
-2.33E+00
-2.41E+00
-2.33E+00
-2.25E+00
-2.33E+00
-2.25E+00
-2.25E+00
-2.33E+00
-2.09E+00
-2.25E+00
-2.17E+00
-2.17E+00
-2.17E+00
-2.17E+00
-2.17E+00
-2.17E+00
-2.09E+00
-2.17E+00
-2.17E+00
-2.09E+00
-2.09E+00
-2.01E+00
-2.01E+00
-2.01E+00
-2.09E+00
-2.01E+00
-2.01E+00
-2.01E+00
-2.01E+00
-1.93E+00
-1.93E+00
-1.93E+00
-1.93E+00
-1.85E+00
-1.85E+00
-1.85E+00
-1.77E+00
-1.85E+00
-1.77E+00
-1.77E+00
-1.85E+00
-1.77E+00
-1.69E+00
-1.69E+00
-1.77E+00
-1.69E+00
-1.69E+00
-1.69E+00
-1.61E+00
-1.61E+00
-1.69E+00
-1.61E+00
-1.61E+00
-1.53E+00
-1.53E+00
-1.53E+00
-1.45E+00
-1.53E+00
-1.53E+00
-1.53E+00
-1.45E+00
-1.45E+00
-1.45E+00
-1.37E+00
-1.45E+00
-1.37E+00
-1.37E+00
-1.29E+00
-1.29E+00
-1.29E+00
-1.29E+00
-1.29E+00
-1.29E+00
-1.21E+00
-1.29E+00
-1.13E+00
-1.21E+00
-1.13E+00
-1.13E+00
-1.13E+00
-1.05E+00
-1.13E+00
-1.13E+00
-1.05E+00
-1.05E+00
-1.05E+00
-1.05E+00
-9.65E-01
-9.65E-01
-8.84E-01
-9.65E-01
-8.84E-01
-8.84E-01
-8.84E-01
-8.84E-01
-8.04E-01
-8.04E-01
-8.04E-01
-8.04E-01
-7.24E-01
-8.04E-01
-6.43E-01
-6.43E-01
-7.24E-01
-6.43E-01
-6.43E-01
-6.43E-01
-6.43E-01
-6.43E-01
-5.63E-01
-5.63E-01
-5.63E-01
-4.82E-01
-4.82E-01
-4.82E-01
-4.82E-01
-4.82E-01
-4.02E-01
-4.02E-01
-4.02E-01
-4.02E-01
-3.22E-01
-3.22E-01
-4.02E-01
-3.22E-01
-3.22E-01
-2.41E-01
-3.22E-01
-1.61E-01
-3.22E-01
-1.61E-01
-1.61E-01
-1.61E-01
-1.61E-01
-8.04E-02
-8.04E-02
-8.04E-02
0.00E+00
0.00E+00
0.00E+00
0.00E+00
0.00E+00];
y=[0.00E+00
0.00E+00
8.04E-02
8.04E-02
8.04E-02
8.04E-02
8.04E-02
1.61E-01
1.61E-01
1.61E-01
2.41E-01
1.61E-01
2.41E-01
3.22E-01
2.41E-01
2.41E-01
2.41E-01
4.02E-01
4.02E-01
3.22E-01
4.02E-01
4.02E-01
4.82E-01
4.02E-01
4.02E-01
4.82E-01
5.63E-01
4.82E-01
4.82E-01
4.82E-01
5.63E-01
5.63E-01
5.63E-01
6.43E-01
7.24E-01
6.43E-01
6.43E-01
6.43E-01
6.43E-01
8.04E-01
7.24E-01
7.24E-01
8.84E-01
8.04E-01
8.04E-01
8.04E-01
8.84E-01
8.04E-01
8.84E-01
8.84E-01
9.65E-01
8.84E-01
1.05E+00
9.65E-01
9.65E-01
1.05E+00
1.05E+00
1.13E+00
1.05E+00
1.13E+00
1.13E+00
1.13E+00
1.13E+00
1.13E+00
1.21E+00
1.21E+00
1.21E+00
1.29E+00
1.21E+00
1.21E+00
1.29E+00
1.29E+00
1.29E+00
1.29E+00
1.29E+00
1.37E+00
1.37E+00
1.37E+00
1.45E+00
1.45E+00
1.45E+00
1.53E+00
1.53E+00
1.45E+00
1.53E+00
1.53E+00
1.53E+00
1.53E+00
1.61E+00
1.61E+00
1.61E+00
1.61E+00
1.69E+00
1.69E+00
1.69E+00
1.69E+00
1.77E+00
1.69E+00
1.69E+00
1.77E+00
1.77E+00
1.77E+00
1.77E+00
1.85E+00
1.85E+00
1.85E+00
1.85E+00
1.93E+00
1.93E+00
1.93E+00
1.93E+00
1.93E+00
1.93E+00
2.01E+00
1.93E+00
1.93E+00
2.01E+00
1.93E+00
1.93E+00
1.93E+00
1.93E+00
2.01E+00
1.93E+00
2.01E+00
2.01E+00
2.01E+00
2.01E+00
1.93E+00
2.01E+00
2.01E+00
2.01E+00
2.01E+00
2.01E+00
2.01E+00
2.01E+00
1.93E+00
2.09E+00
2.01E+00
2.09E+00
2.01E+00
2.01E+00
2.01E+00
2.01E+00
2.01E+00
2.01E+00
2.01E+00
2.09E+00
2.09E+00
2.01E+00
2.01E+00
1.93E+00
2.09E+00
2.09E+00
2.09E+00
2.01E+00
2.09E+00
2.09E+00
2.09E+00
2.09E+00
2.01E+00
2.09E+00
2.09E+00
2.01E+00
2.09E+00
2.01E+00
2.01E+00
2.01E+00
2.01E+00
2.09E+00
2.01E+00
2.01E+00
2.09E+00
2.01E+00
1.93E+00
2.09E+00
2.09E+00
2.01E+00
2.09E+00
2.09E+00
2.09E+00
2.09E+00
2.09E+00
2.09E+00
2.09E+00
2.09E+00
2.01E+00
2.09E+00
2.09E+00
2.09E+00
2.09E+00
2.09E+00
2.01E+00
2.09E+00
2.09E+00
2.01E+00
2.17E+00
2.01E+00
2.09E+00
2.09E+00
2.09E+00
2.09E+00
2.09E+00
2.09E+00
2.09E+00
2.09E+00
2.09E+00
2.09E+00
2.01E+00
2.09E+00
2.09E+00
2.09E+00
2.09E+00
2.01E+00
2.01E+00
2.09E+00
2.09E+00
2.09E+00
2.09E+00
2.09E+00
2.01E+00
2.01E+00
2.01E+00
2.09E+00
2.09E+00
2.01E+00
2.09E+00
2.17E+00
2.09E+00
2.09E+00
2.09E+00
2.09E+00
2.01E+00
2.09E+00
2.01E+00
2.09E+00
2.09E+00
2.09E+00
2.09E+00
2.09E+00
2.09E+00
2.09E+00
2.09E+00
2.09E+00
2.09E+00
2.01E+00
2.09E+00
2.09E+00
2.09E+00
2.01E+00
2.01E+00
2.09E+00
2.09E+00
2.09E+00
2.09E+00
2.01E+00
2.09E+00
2.01E+00
2.09E+00
2.09E+00
2.01E+00
2.09E+00
2.09E+00
2.09E+00
2.09E+00
2.09E+00
2.09E+00
2.09E+00
2.09E+00
2.01E+00
2.01E+00
2.01E+00
2.01E+00
2.09E+00
2.09E+00
2.01E+00
2.01E+00
2.09E+00
2.01E+00
2.09E+00
2.01E+00
2.09E+00
2.01E+00
2.09E+00
2.09E+00
2.09E+00
2.09E+00
2.01E+00
2.09E+00
2.01E+00
2.09E+00
2.01E+00
2.09E+00
2.09E+00
2.01E+00
2.09E+00
2.09E+00
2.09E+00
2.09E+00
2.01E+00
2.01E+00
2.09E+00
2.09E+00
2.01E+00
2.09E+00
2.01E+00
2.09E+00
2.09E+00
2.01E+00
2.01E+00
2.01E+00
2.09E+00
2.01E+00
2.09E+00
2.09E+00
2.09E+00
2.01E+00
2.09E+00
2.01E+00
2.01E+00
2.01E+00
2.09E+00
2.01E+00
2.09E+00
2.01E+00
2.09E+00
2.09E+00
2.09E+00
2.01E+00
2.09E+00
1.93E+00
2.01E+00
2.09E+00
2.09E+00
2.09E+00
2.09E+00
2.01E+00
2.09E+00
2.01E+00
2.01E+00
2.01E+00
2.01E+00
2.01E+00
2.01E+00
2.01E+00
2.01E+00
2.09E+00
2.09E+00
2.01E+00
2.01E+00
2.01E+00
2.01E+00
2.01E+00
2.01E+00
2.01E+00
2.01E+00
2.01E+00
2.01E+00
2.01E+00
2.01E+00
2.01E+00
2.09E+00
2.01E+00
2.01E+00
2.01E+00
2.01E+00
2.01E+00
2.01E+00
2.01E+00
1.93E+00
2.01E+00
1.93E+00
2.01E+00
2.01E+00
1.93E+00
2.01E+00
1.93E+00
1.93E+00
1.93E+00
1.93E+00
1.93E+00
1.93E+00
1.85E+00
1.93E+00
1.93E+00
1.85E+00
1.93E+00
1.85E+00
1.77E+00
1.85E+00
1.93E+00
1.77E+00
1.69E+00
1.77E+00
1.77E+00
1.69E+00
1.69E+00
1.61E+00
1.69E+00
1.69E+00
1.61E+00
1.61E+00
1.69E+00
1.61E+00
1.61E+00
1.53E+00
1.53E+00
1.53E+00
1.53E+00
1.53E+00
1.53E+00
1.45E+00
1.45E+00
1.45E+00
1.45E+00
1.37E+00
1.37E+00
1.37E+00
1.45E+00
1.29E+00
1.37E+00
1.29E+00
1.21E+00
1.21E+00
1.29E+00
1.29E+00
1.21E+00
1.29E+00
1.29E+00
1.13E+00
1.21E+00
1.21E+00
1.13E+00
1.13E+00
1.05E+00
1.13E+00
1.05E+00
1.05E+00
9.65E-01
9.65E-01
8.84E-01
8.84E-01
9.65E-01
9.65E-01
9.65E-01
8.84E-01
8.84E-01
9.65E-01
9.65E-01
8.84E-01
8.04E-01
7.24E-01
8.04E-01
8.04E-01
8.04E-01
7.24E-01
7.24E-01
6.43E-01
7.24E-01
6.43E-01
5.63E-01
5.63E-01
5.63E-01
5.63E-01
5.63E-01
5.63E-01
5.63E-01
4.82E-01
4.82E-01
4.82E-01
4.82E-01
4.02E-01
4.02E-01
4.02E-01
4.02E-01
3.22E-01
3.22E-01
3.22E-01
3.22E-01
2.41E-01
2.41E-01
1.61E-01
2.41E-01
2.41E-01
1.61E-01
1.61E-01
1.61E-01
8.04E-02
8.04E-02
1.61E-01
8.04E-02
8.04E-02
0.00E+00
8.04E-02
0.00E+00
0.00E+00
0.00E+00
-8.04E-02
-8.04E-02
0.00E+00
-1.61E-01
-8.04E-02
-1.61E-01
-8.04E-02
-2.41E-01
-1.61E-01
-2.41E-01
-1.61E-01
-2.41E-01
-2.41E-01
-2.41E-01
-2.41E-01
-4.02E-01
-3.22E-01
-4.02E-01
-4.02E-01
-4.02E-01
-4.02E-01
-4.02E-01
-4.02E-01
-4.82E-01
-4.82E-01
-4.82E-01
-5.63E-01
-4.82E-01
-4.82E-01
-5.63E-01
-5.63E-01
-6.43E-01
-6.43E-01
-7.24E-01
-7.24E-01
-7.24E-01
-7.24E-01
-8.04E-01
-8.04E-01
-8.04E-01
-8.04E-01
-8.04E-01
-8.04E-01
-8.04E-01
-8.84E-01
-8.84E-01
-8.84E-01
-9.65E-01
-9.65E-01
-9.65E-01
-9.65E-01
-9.65E-01
-9.65E-01
-9.65E-01
-1.05E+00
-1.05E+00
-9.65E-01
-1.05E+00
-1.13E+00
-1.13E+00
-1.13E+00
-1.21E+00
-1.21E+00
-1.21E+00
-1.29E+00
-1.37E+00
-1.29E+00
-1.29E+00
-1.29E+00
-1.29E+00
-1.37E+00
-1.21E+00
-1.37E+00
-1.37E+00
-1.45E+00
-1.37E+00
-1.45E+00
-1.53E+00
-1.45E+00
-1.53E+00
-1.45E+00
-1.53E+00
-1.53E+00
-1.53E+00
-1.53E+00
-1.53E+00
-1.53E+00
-1.61E+00
-1.61E+00
-1.61E+00
-1.69E+00
-1.61E+00
-1.61E+00
-1.61E+00
-1.77E+00
-1.77E+00
-1.77E+00
-1.69E+00
-1.69E+00
-1.77E+00
-1.77E+00
-1.85E+00
-1.85E+00
-1.85E+00
-1.85E+00
-1.93E+00
-1.93E+00
-1.93E+00
-1.93E+00
-2.01E+00
-1.93E+00
-1.93E+00
-2.01E+00
-2.09E+00
-2.01E+00
-2.01E+00
-2.01E+00
-2.01E+00
-2.09E+00
-2.09E+00
-2.17E+00
-2.09E+00
-2.09E+00
-2.09E+00
-2.17E+00
-2.17E+00
-2.17E+00
-2.25E+00
-2.25E+00
-2.17E+00
-2.25E+00
-2.25E+00
-2.25E+00
-2.25E+00
-2.25E+00
-2.33E+00
-2.33E+00
-2.33E+00
-2.33E+00
-2.33E+00
-2.33E+00
-2.33E+00
-2.33E+00
-2.41E+00
-2.41E+00
-2.41E+00
-2.41E+00
-2.41E+00
-2.41E+00
-2.49E+00
-2.41E+00
-2.49E+00
-2.57E+00
-2.49E+00
-2.57E+00
-2.49E+00
-2.49E+00
-2.49E+00
-2.57E+00
-2.57E+00
-2.49E+00
-2.57E+00
-2.57E+00
-2.57E+00
-2.57E+00
-2.57E+00
-2.65E+00
-2.57E+00
-2.65E+00
-2.65E+00
-2.65E+00
-2.65E+00
-2.65E+00
-2.73E+00
-2.65E+00
-2.73E+00
-2.73E+00
-2.73E+00
-2.81E+00
-2.73E+00
-2.73E+00
-2.73E+00
-2.73E+00
-2.81E+00
-2.81E+00
-2.89E+00
-2.73E+00
-2.81E+00
-2.81E+00
-2.81E+00
-2.81E+00
-2.81E+00
-2.81E+00
-2.81E+00
-2.81E+00
-2.89E+00
-2.89E+00
-2.89E+00
-2.81E+00
-2.89E+00
-2.89E+00
-2.89E+00
-2.81E+00
-2.89E+00
-2.97E+00
-2.89E+00
-2.89E+00
-2.89E+00
-2.89E+00
-2.89E+00
-2.89E+00
-2.97E+00
-2.89E+00
-2.97E+00
-2.97E+00
-2.97E+00
-2.97E+00
-2.89E+00
-2.97E+00
-2.97E+00
-2.97E+00
-2.97E+00
-2.97E+00
-3.06E+00
-2.97E+00
-3.06E+00
-2.97E+00
-3.06E+00
-2.97E+00
-2.97E+00
-3.06E+00
-3.06E+00
-2.97E+00
-2.97E+00
-2.97E+00
-3.06E+00
-2.97E+00
-2.97E+00
-2.97E+00
-3.06E+00
-2.97E+00
-2.97E+00
-2.97E+00
-2.97E+00
-3.06E+00
-3.06E+00
-3.06E+00
-3.06E+00
-2.97E+00
-3.06E+00
-3.06E+00
-3.06E+00
-3.06E+00
-3.06E+00
-3.06E+00
-2.97E+00
-2.97E+00
-3.06E+00
-2.97E+00
-2.97E+00
-3.06E+00
-3.06E+00
-2.97E+00
-2.97E+00
-3.06E+00
-2.97E+00
-3.06E+00
-2.97E+00
-2.97E+00
-2.97E+00
-2.97E+00
-3.06E+00
-2.97E+00
-2.97E+00
-2.97E+00
-3.06E+00
-2.97E+00
-2.97E+00
-2.97E+00
-3.06E+00
-2.97E+00
-2.89E+00
-2.97E+00
-2.97E+00
-2.97E+00
-2.97E+00
-2.89E+00
-2.97E+00
-2.97E+00
-2.89E+00
-2.97E+00
-2.89E+00
-2.89E+00
-2.89E+00
-2.89E+00
-2.89E+00
-2.89E+00
-2.89E+00
-2.89E+00
-2.89E+00
-2.89E+00
-2.89E+00
-2.81E+00
-2.89E+00
-2.89E+00
-2.89E+00
-2.89E+00
-2.81E+00
-2.89E+00
-2.81E+00
-2.81E+00
-2.81E+00
-2.81E+00
-2.73E+00
-2.81E+00
-2.73E+00
-2.81E+00
-2.81E+00
-2.81E+00
-2.73E+00
-2.73E+00
-2.73E+00
-2.73E+00
-2.73E+00
-2.73E+00
-2.73E+00
-2.73E+00
-2.73E+00
-2.65E+00
-2.65E+00
-2.65E+00
-2.57E+00
-2.57E+00
-2.57E+00
-2.57E+00
-2.65E+00
-2.57E+00
-2.57E+00
-2.57E+00
-2.57E+00
-2.57E+00
-2.57E+00
-2.57E+00
-2.57E+00
-2.49E+00
-2.57E+00
-2.57E+00
-2.49E+00
-2.57E+00
-2.49E+00
-2.41E+00
-2.41E+00
-2.41E+00
-2.49E+00
-2.33E+00
-2.33E+00
-2.41E+00
-2.41E+00
-2.41E+00
-2.41E+00
-2.41E+00
-2.41E+00
-2.33E+00
-2.33E+00
-2.33E+00
-2.25E+00
-2.33E+00
-2.33E+00
-2.25E+00
-2.25E+00
-2.17E+00
-2.25E+00
-2.25E+00
-2.17E+00
-2.17E+00
-2.17E+00
-2.17E+00
-2.09E+00
-2.09E+00
-2.09E+00
-2.09E+00
-2.01E+00
-2.09E+00
-2.09E+00
-2.09E+00
-2.01E+00
-2.01E+00
-2.01E+00
-1.93E+00
-2.01E+00
-2.01E+00
-1.93E+00
-1.93E+00
-1.93E+00
-1.93E+00
-1.85E+00
-1.77E+00
-1.93E+00
-1.77E+00
-1.77E+00
-1.85E+00
-1.77E+00
-1.77E+00
-1.85E+00
-1.61E+00
-1.69E+00
-1.69E+00
-1.69E+00
-1.69E+00
-1.69E+00
-1.61E+00
-1.61E+00
-1.61E+00
-1.53E+00
-1.53E+00
-1.61E+00
-1.53E+00
-1.53E+00
-1.61E+00
-1.45E+00
-1.45E+00
-1.45E+00
-1.37E+00
-1.45E+00
-1.37E+00
-1.37E+00
-1.37E+00
-1.37E+00
-1.37E+00
-1.37E+00
-1.29E+00
-1.29E+00
-1.29E+00
-1.29E+00
-1.29E+00
-1.21E+00
-1.21E+00
-1.21E+00
-1.13E+00
-1.13E+00
-1.13E+00
-1.13E+00
-1.13E+00
-1.05E+00
-1.13E+00
-9.65E-01
-1.05E+00
-1.13E+00
-9.65E-01
-9.65E-01
-1.05E+00
-9.65E-01
-8.84E-01
-8.84E-01
-8.84E-01
-8.04E-01
-8.84E-01
-8.84E-01
-8.04E-01
-8.04E-01
-8.04E-01
-7.24E-01
-7.24E-01
-7.24E-01
-6.43E-01
-6.43E-01
-7.24E-01
-6.43E-01
-7.24E-01
-4.82E-01
-6.43E-01
-5.63E-01
-6.43E-01
-4.82E-01
-4.82E-01
-4.82E-01
-4.82E-01
-5.63E-01
-4.02E-01
-4.02E-01
-4.02E-01
-4.02E-01
-4.82E-01
-4.02E-01
-4.02E-01
-4.02E-01
-3.22E-01
-2.41E-01
-3.22E-01
-2.41E-01
-2.41E-01
-2.41E-01
-1.61E-01
-1.61E-01
-8.04E-02
-1.61E-01
-1.61E-01
-8.04E-02
-8.04E-02
0.00E+00
0.00E+00
0.00E+00
0.00E+00
0.00E+00
0.00E+00
0.00E+00
8.04E-02
8.04E-02
8.04E-02
1.61E-01
1.61E-01
1.61E-01
1.61E-01
1.61E-01
1.61E-01
1.61E-01
3.22E-01
2.41E-01
3.22E-01
3.22E-01
3.22E-01
4.02E-01
4.02E-01
4.02E-01
3.22E-01
4.02E-01
4.02E-01
4.82E-01
4.82E-01
4.82E-01
4.82E-01
5.63E-01
5.63E-01
4.82E-01
5.63E-01
6.43E-01
6.43E-01
5.63E-01
6.43E-01
7.24E-01
6.43E-01
7.24E-01
6.43E-01
7.24E-01
8.04E-01
7.24E-01
7.24E-01
8.04E-01
8.84E-01
8.04E-01
8.84E-01
9.65E-01
8.84E-01
9.65E-01
8.84E-01
9.65E-01
9.65E-01
9.65E-01
9.65E-01
1.05E+00
1.05E+00
1.05E+00
1.05E+00
1.13E+00
1.13E+00
1.13E+00
1.13E+00
1.13E+00
1.21E+00
1.21E+00
1.29E+00
1.29E+00
1.29E+00
1.29E+00
1.37E+00
1.29E+00
1.29E+00
1.37E+00
1.29E+00
1.37E+00
1.37E+00
1.45E+00
1.37E+00
1.45E+00
1.45E+00
1.45E+00
1.45E+00
1.53E+00
1.53E+00
1.53E+00
1.53E+00
1.53E+00
1.61E+00
1.61E+00
1.61E+00
1.69E+00
1.61E+00
1.69E+00
1.61E+00
1.69E+00
1.77E+00
1.77E+00
1.77E+00
1.77E+00
1.77E+00
1.77E+00
1.77E+00
1.77E+00
1.85E+00
1.77E+00
1.85E+00
1.85E+00
1.93E+00
1.85E+00
1.85E+00
1.85E+00
1.93E+00
1.93E+00
2.01E+00
1.85E+00
1.93E+00
2.01E+00
2.01E+00
2.01E+00
1.93E+00
1.93E+00
1.93E+00
1.93E+00
2.01E+00
2.01E+00
2.01E+00
2.01E+00
2.01E+00
2.09E+00
2.01E+00
2.01E+00
2.01E+00
2.01E+00
2.01E+00
2.01E+00
1.93E+00
2.01E+00
2.01E+00
2.01E+00
2.01E+00
2.09E+00
2.01E+00
2.01E+00
2.09E+00
2.09E+00
2.01E+00
2.01E+00
2.01E+00
2.09E+00
2.01E+00
2.01E+00
2.09E+00
2.01E+00
2.01E+00
2.01E+00
2.01E+00
2.01E+00
2.09E+00
2.01E+00
2.01E+00
2.01E+00
2.09E+00
2.01E+00
2.01E+00
2.09E+00
2.01E+00
2.09E+00
2.09E+00
2.01E+00
2.09E+00
2.01E+00
2.09E+00
2.01E+00
2.09E+00
2.01E+00
2.09E+00
2.17E+00
2.09E+00
2.01E+00
2.01E+00
2.09E+00
2.09E+00
2.01E+00
2.09E+00
2.01E+00
2.09E+00
2.09E+00
2.09E+00
2.09E+00
2.09E+00
2.09E+00
2.01E+00
2.01E+00
2.01E+00
2.09E+00
2.09E+00
2.09E+00
2.09E+00
2.09E+00
2.09E+00
2.09E+00
2.01E+00
2.09E+00
2.09E+00
2.09E+00
2.09E+00
2.09E+00
2.09E+00
2.09E+00
2.09E+00
2.09E+00
2.09E+00
2.09E+00
2.09E+00
2.01E+00
2.09E+00
2.09E+00
2.09E+00
2.09E+00
2.09E+00
2.09E+00
2.09E+00
2.01E+00
2.17E+00
2.01E+00
2.09E+00
2.09E+00
2.09E+00
2.01E+00
2.09E+00
2.09E+00
2.17E+00
2.01E+00
2.09E+00
2.09E+00
2.09E+00
2.09E+00
2.09E+00
2.09E+00
2.17E+00
2.17E+00
2.09E+00
2.09E+00
2.01E+00
2.01E+00
2.09E+00
2.09E+00
2.01E+00
2.09E+00
2.01E+00
2.09E+00
2.01E+00
2.01E+00
2.09E+00
2.09E+00
2.09E+00
2.01E+00
2.09E+00
2.01E+00
2.09E+00
2.01E+00
2.09E+00
2.09E+00
2.09E+00
2.09E+00
2.09E+00
2.09E+00
2.09E+00
2.01E+00
2.09E+00
2.09E+00
2.09E+00
2.01E+00
2.09E+00
2.09E+00
2.01E+00
2.09E+00
2.09E+00
2.09E+00
2.09E+00
2.09E+00
2.09E+00
2.09E+00
2.09E+00
2.01E+00
2.09E+00
2.01E+00
2.09E+00
2.09E+00
2.09E+00
2.09E+00
2.09E+00
2.09E+00
2.09E+00
2.09E+00
2.09E+00
2.09E+00
2.01E+00
2.09E+00
2.01E+00
2.09E+00
2.09E+00
2.09E+00
2.09E+00
2.01E+00
1.93E+00
2.01E+00
2.09E+00
2.09E+00
2.01E+00
2.09E+00
2.09E+00
2.01E+00
2.09E+00
2.09E+00
2.01E+00
2.01E+00
2.01E+00
2.09E+00
2.01E+00
2.09E+00
2.01E+00
2.09E+00
2.09E+00
2.01E+00
2.01E+00
2.01E+00
2.09E+00
2.01E+00
2.01E+00
2.01E+00
2.09E+00
2.01E+00
2.01E+00
2.01E+00
2.09E+00
2.01E+00
2.01E+00
2.01E+00
2.01E+00
2.09E+00
2.01E+00
2.01E+00
2.01E+00
2.01E+00
2.01E+00
2.01E+00
2.01E+00
2.01E+00
2.01E+00
2.09E+00
2.09E+00
2.01E+00
2.01E+00
2.01E+00
1.93E+00
2.01E+00
2.01E+00
2.01E+00
1.93E+00
2.01E+00
2.01E+00
2.09E+00
1.93E+00
1.93E+00
2.01E+00
1.85E+00
1.93E+00
1.93E+00
2.01E+00
1.93E+00
1.93E+00
1.85E+00
2.01E+00
1.85E+00
1.93E+00
1.93E+00
1.93E+00
1.93E+00
1.85E+00
1.85E+00
1.85E+00
1.85E+00
1.85E+00
1.85E+00
1.85E+00
1.77E+00
1.77E+00
1.77E+00
1.85E+00
1.85E+00
1.69E+00
1.69E+00
1.77E+00
1.69E+00
1.69E+00
1.69E+00
1.61E+00
1.69E+00
1.69E+00
1.61E+00
1.61E+00
1.69E+00
1.61E+00
1.61E+00
1.53E+00
1.53E+00
1.53E+00
1.45E+00
1.53E+00
1.45E+00
1.45E+00
1.45E+00
1.45E+00
1.37E+00
1.53E+00
1.37E+00
1.37E+00
1.29E+00
1.37E+00
1.37E+00
1.21E+00
1.29E+00
1.29E+00
1.29E+00
1.21E+00
1.21E+00
1.21E+00
1.13E+00
1.13E+00
1.21E+00
1.13E+00
1.05E+00
1.13E+00
1.13E+00
1.05E+00
1.05E+00
9.65E-01
1.05E+00
9.65E-01
9.65E-01
8.84E-01
9.65E-01
8.84E-01
8.84E-01
8.84E-01
8.04E-01
8.04E-01
8.04E-01
8.04E-01
8.04E-01
7.24E-01
7.24E-01
7.24E-01
7.24E-01
8.04E-01
7.24E-01
5.63E-01
6.43E-01
5.63E-01
4.82E-01
5.63E-01
5.63E-01
5.63E-01
5.63E-01
4.02E-01
4.82E-01
4.82E-01
4.02E-01
4.02E-01
4.02E-01
3.22E-01
4.02E-01
3.22E-01
3.22E-01
2.41E-01
2.41E-01
3.22E-01
2.41E-01
1.61E-01
2.41E-01
2.41E-01
2.41E-01
1.61E-01
1.61E-01
1.61E-01
1.61E-01
8.04E-02
8.04E-02
8.04E-02
8.04E-02
0.00E+00
8.04E-02
0.00E+00
0.00E+00
-8.04E-02
-8.04E-02
-8.04E-02
0.00E+00
-1.61E-01
-1.61E-01
-1.61E-01
-1.61E-01
-1.61E-01
-2.41E-01
-2.41E-01
-1.61E-01
-2.41E-01
-2.41E-01
-3.22E-01
-3.22E-01
-4.02E-01
-4.02E-01
-4.02E-01
-4.02E-01
-4.02E-01
-4.02E-01
-4.02E-01
-4.82E-01
-4.82E-01
-4.82E-01
-4.82E-01
-5.63E-01
-5.63E-01
-5.63E-01
-5.63E-01
-5.63E-01
-6.43E-01
-7.24E-01
-7.24E-01
-7.24E-01
-7.24E-01
-7.24E-01
-7.24E-01
-8.04E-01
-7.24E-01
-8.04E-01
-8.84E-01
-8.84E-01
-8.84E-01
-8.84E-01
-8.84E-01
-9.65E-01
-9.65E-01
-9.65E-01
-9.65E-01
-9.65E-01
-9.65E-01
-9.65E-01
-1.05E+00
-1.05E+00
-1.13E+00
-1.13E+00
-1.05E+00
-1.13E+00
-1.13E+00
-1.21E+00
-1.13E+00
-1.21E+00
-1.21E+00
-1.21E+00
-1.29E+00
-1.29E+00
-1.29E+00
-1.37E+00
-1.29E+00
-1.29E+00
-1.29E+00
-1.29E+00
-1.37E+00
-1.45E+00
-1.37E+00
-1.45E+00
-1.45E+00
-1.53E+00
-1.45E+00
-1.45E+00
-1.53E+00
-1.53E+00
-1.53E+00
-1.53E+00
-1.61E+00
-1.61E+00
-1.69E+00
-1.61E+00
-1.61E+00
-1.69E+00
-1.61E+00
-1.69E+00
-1.61E+00
-1.77E+00
-1.77E+00
-1.77E+00
-1.77E+00
-1.77E+00
-1.77E+00
-1.85E+00
-1.85E+00
-1.85E+00
-1.85E+00
-1.85E+00
-1.93E+00
-1.85E+00
-1.93E+00
-1.93E+00
-1.93E+00
-1.93E+00
-2.01E+00
-2.01E+00
-2.01E+00
-2.01E+00
-2.09E+00
-2.09E+00
-2.09E+00
-2.01E+00
-2.09E+00
-2.09E+00
-2.09E+00
-2.17E+00
-2.17E+00
-2.25E+00
-2.17E+00
-2.25E+00
-2.17E+00
-2.17E+00
-2.25E+00
-2.25E+00
-2.33E+00
-2.25E+00
-2.25E+00
-2.25E+00
-2.33E+00
-2.33E+00
-2.33E+00
-2.41E+00
-2.33E+00
-2.33E+00
-2.41E+00
-2.41E+00
-2.41E+00
-2.41E+00
-2.49E+00
-2.41E+00
-2.41E+00
-2.41E+00
-2.49E+00
-2.49E+00
-2.49E+00
-2.49E+00
-2.49E+00
-2.49E+00
-2.49E+00
-2.57E+00
-2.57E+00
-2.57E+00
-2.65E+00
-2.57E+00
-2.57E+00
-2.65E+00
-2.57E+00
-2.65E+00
-2.65E+00
-2.57E+00
-2.65E+00
-2.65E+00
-2.57E+00
-2.73E+00
-2.65E+00
-2.73E+00
-2.73E+00
-2.73E+00
-2.81E+00
-2.73E+00
-2.73E+00
-2.73E+00
-2.81E+00
-2.81E+00
-2.81E+00
-2.73E+00
-2.73E+00
-2.81E+00
-2.73E+00
-2.81E+00
-2.81E+00
-2.89E+00
-2.81E+00
-2.81E+00
-2.89E+00
-2.89E+00
-2.81E+00
-2.89E+00
-2.89E+00
-2.89E+00
-2.89E+00
-2.89E+00
-2.89E+00
-2.89E+00
-2.89E+00
-2.89E+00
-2.97E+00
-2.97E+00
-2.97E+00
-2.89E+00
-2.89E+00
-2.89E+00
-2.97E+00
-2.97E+00
-2.97E+00
-2.97E+00
-2.97E+00
-2.97E+00
-2.97E+00
-2.97E+00
-3.06E+00
-2.97E+00
-3.06E+00
-2.97E+00
-3.06E+00
-2.97E+00
-3.06E+00
-3.06E+00
-2.97E+00
-2.97E+00
-2.97E+00
-2.97E+00
-2.97E+00
-3.06E+00
-2.97E+00
-3.06E+00
-2.97E+00
-2.97E+00
-2.97E+00
-3.06E+00
-2.97E+00
-2.97E+00
-3.06E+00
-2.97E+00
-3.06E+00
-3.06E+00
-2.97E+00
-3.06E+00
-3.06E+00
-3.06E+00
-3.06E+00
-3.06E+00
-3.06E+00
-3.06E+00
-3.06E+00
-3.06E+00
-3.06E+00
-3.14E+00
-3.06E+00
-3.06E+00
-2.97E+00
-3.06E+00
-3.14E+00
-2.97E+00
-3.06E+00
-2.97E+00
-2.97E+00
-2.97E+00
-3.06E+00
-2.97E+00
-3.06E+00
-3.06E+00
-3.06E+00
-2.97E+00
-3.06E+00
-3.06E+00
-2.97E+00
-3.06E+00
-2.97E+00
-3.06E+00
-2.97E+00
-2.97E+00
-2.97E+00
-2.97E+00
-2.97E+00
-2.97E+00
-2.97E+00
-2.97E+00
-2.97E+00
-2.97E+00
-2.97E+00
-2.97E+00
-2.89E+00
-2.97E+00
-2.97E+00
-2.97E+00
-2.89E+00
-2.89E+00
-2.89E+00
-2.81E+00
-2.89E+00
-2.97E+00
-2.89E+00
-2.89E+00
-2.89E+00
-2.89E+00
-2.89E+00
-2.89E+00
-2.81E+00
-2.89E+00
-2.89E+00
-2.89E+00
-2.89E+00
-2.81E+00
-2.81E+00
-2.81E+00
-2.81E+00
-2.73E+00
-2.81E+00
-2.73E+00
-2.73E+00
-2.73E+00
-2.73E+00
-2.73E+00
-2.73E+00
-2.81E+00
-2.73E+00
-2.73E+00
-2.65E+00
-2.73E+00
-2.65E+00
-2.65E+00
-2.65E+00
-2.65E+00
-2.65E+00
-2.65E+00
-2.65E+00
-2.57E+00
-2.65E+00
-2.57E+00
-2.65E+00
-2.57E+00
-2.57E+00
-2.57E+00
-2.57E+00
-2.57E+00
-2.49E+00
-2.49E+00
-2.41E+00
-2.49E+00
-2.49E+00
-2.49E+00
-2.49E+00
-2.49E+00
-2.41E+00
-2.41E+00
-2.41E+00
-2.41E+00
-2.41E+00
-2.41E+00
-2.33E+00
-2.41E+00
-2.33E+00
-2.33E+00
-2.33E+00
-2.25E+00
-2.33E+00
-2.25E+00
-2.25E+00
-2.17E+00
-2.25E+00
-2.25E+00
-2.25E+00
-2.09E+00
-2.25E+00
-2.25E+00
-2.17E+00
-2.17E+00
-2.17E+00
-2.09E+00
-2.17E+00
-2.09E+00
-2.09E+00
-2.09E+00
-2.09E+00
-2.09E+00
-2.01E+00
-2.01E+00
-2.01E+00
-1.93E+00
-1.93E+00
-1.93E+00
-1.93E+00
-2.01E+00
-2.01E+00
-1.85E+00
-1.93E+00
-1.93E+00
-1.85E+00
-1.93E+00
-1.85E+00
-1.85E+00
-1.77E+00
-1.85E+00
-1.77E+00
-1.77E+00
-1.69E+00
-1.77E+00
-1.69E+00
-1.61E+00
-1.69E+00
-1.69E+00
-1.61E+00
-1.69E+00
-1.61E+00
-1.61E+00
-1.61E+00
-1.61E+00
-1.53E+00
-1.53E+00
-1.61E+00
-1.45E+00
-1.53E+00
-1.53E+00
-1.53E+00
-1.45E+00
-1.37E+00
-1.37E+00
-1.37E+00
-1.37E+00
-1.37E+00
-1.29E+00
-1.29E+00
-1.29E+00
-1.37E+00
-1.29E+00
-1.29E+00
-1.21E+00
-1.21E+00
-1.13E+00
-1.13E+00
-1.13E+00
-1.13E+00
-1.05E+00
-1.13E+00
-9.65E-01
-1.05E+00
-1.05E+00
-1.05E+00
-9.65E-01
-9.65E-01
-9.65E-01
-9.65E-01
-9.65E-01
-8.84E-01
-9.65E-01
-8.84E-01
-8.84E-01
-8.84E-01
-8.04E-01
-8.04E-01
-8.04E-01
-8.04E-01
-7.24E-01
-7.24E-01
-7.24E-01
-6.43E-01
-7.24E-01
-7.24E-01
-6.43E-01
-7.24E-01
-5.63E-01
-6.43E-01
-5.63E-01
-5.63E-01
-5.63E-01
-5.63E-01
-4.82E-01
-4.82E-01
-4.02E-01
-4.02E-01
-4.02E-01
-4.02E-01
-3.22E-01
-4.02E-01
-3.22E-01
-3.22E-01
-3.22E-01
-3.22E-01
-3.22E-01
-2.41E-01
-2.41E-01
-2.41E-01
-1.61E-01
-1.61E-01
-2.41E-01
-1.61E-01
-8.04E-02
-8.04E-02
-1.61E-01
-8.04E-02
-8.04E-02
0.00E+00
8.04E-02
0.00E+00
0.00E+00];

%scatter(x,y,'filled')
%hold on
%scatter(x,y,'filled')
plot(t,x)
hold on
plot(t,y)
grid on
xlabel('Voltaje (V)') 
ylabel('Corriente (A)')

%xticks([0 0.45 0.5 0.55 0.6 0.65 0.7 0.75 0.8 1])
%xticklabels({'0','0.45','0.5','0.55','0.6','0.65','0.7','0.75','0.8','1'})
%yticks([0  0.0015 0.006 0.019 0.038 0.06])
